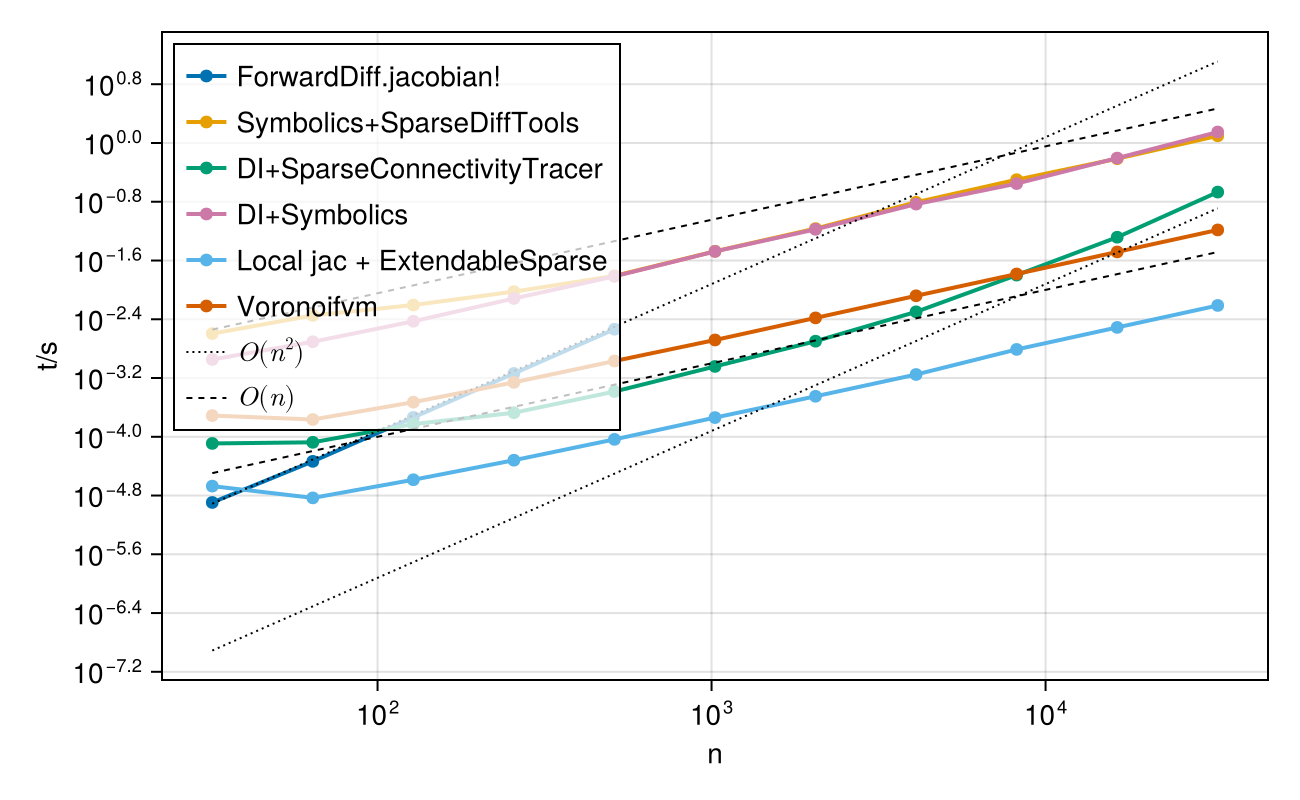

Here is the Julia script that generated this plot:
### A Pluto.jl notebook ###
# v0.20.6

using Markdown
using InteractiveUtils

# ╔═╡ e2ecb30c-6c47-473d-88aa-6b0ad78a1dab
begin
    using ExtendableSparse
    using SparseArrays
    using ForwardDiff
    using SparseDiffTools
    using SparseConnectivityTracer
    using DifferentiationInterface
    using SparseMatrixColorings
    using Symbolics
    using VoronoiFVM
end

# ╔═╡ 5645165a-d9da-490f-bc1d-0ce872888ff9
begin
    using PlutoUI
    using HypertextLiteral
    using PkgVersion
    using BenchmarkTools
    using Tables
    using Dates
	using CairoMakie
	CairoMakie.activate!(type="svg")
end;

# ╔═╡ c3bb556e-e127-4180-a14b-00473c0bf255
TableOfContents()

# ╔═╡ 768774a2-5cb9-4b44-ae1a-acc5af06bd74
md"""
# Ways to calculate sparse Jacobians

by Jürgen Fuhrmann, $(today())


"""

# ╔═╡ 45ebdc9c-0cf1-11ec-0b56-a71ce1e6e5c8
md"""
We investigate different ways to assemble sparse Jacobians for a finite difference operator ``A_h(u)`` discretizing the differential operator
```math
	A(u)=-\Delta u^2  + u^2 -1 
```
in ``\Omega=(0,1)`` with homogeneous Neumann boundary conditions on an equidistant grid of ``n`` points.
We only discuss approaches which can be generalized to higher space dimensions and unstructured grids, so e.g. banded and tridiagonal matrix structures are not discussed.
"""

# ╔═╡ 907092bf-944d-45e2-8444-2d6f17fcb6c5
md"""
This is the corresponding nonlinear finite difference operator:
"""

# ╔═╡ 2ccb164c-fca1-44fb-8f6a-6815ec30aa95
function A_h!(y, u)
    n = length(u)
    h = 1 / (n - 1)
    y[1] = (u[1]^2 - 1) * 0.5 * h
    for i in 2:(n - 1)
        y[i] = (u[i]^2 - 1.0) * h
    end
    y[end] = (u[end]^2 - 1) * 0.5 * h

    for i in 1:(n - 1)
        du = (u[i + 1]^2 - u[i]^2) / h
        y[i + 1] += du
        y[i] -= du
    end
    return
end;

# ╔═╡ 1dcf8351-3e9e-4ee9-84b6-b80bec2c0ba4
md"""
Number of discretization points for initial testing:
"""

# ╔═╡ 1e735540-fb8f-4796-959c-4428d85b4fc2
n_test = 5;

# ╔═╡ 43351c57-5c6a-4493-98e1-0d4d2938c0e7
md"""
## The methods
"""

# ╔═╡ ab56ea9d-8d37-4afe-8aab-5852397f033e
md"""
### Straightforward Jacobian calculation

Just take the operator and calculate the jacobian using [ForwardDiff.jl](https://github.com/JuliaDiff/ForwardDiff.jl) and use a sparse matrix to collect the derivatives. Here we use the [ExtendableSparse.jl](https://github.com/j-fu/ExtendableSparse.jl) package in order to avoid cumbersome handling of intermediate coordinate format data.

As we will see in the timing test, the complexity of this operation is $O(n^2)$. Without further structural information, automatic differencing needs to investigate the partial derivatives with respect to all unknowns. 
"""

# ╔═╡ c6141ce5-a6b4-4b05-8b8f-f494ba21280d
function straightforward(n)
	X=ones(n)
    Y=ones(n)
    jac = ExtendableSparseMatrix(n, n)

    t=@belapsed begin
     	ForwardDiff.jacobian!($jac, $A_h!, $X, $Y)
        flush!($jac)
	end
	jac.cscmatrix,t
end;

# ╔═╡ cdd0ae37-0568-4950-889f-f324bd976dfe
straightforward(n_test)

# ╔═╡ cfe5d54c-6157-4f7c-a916-46c16f107d22
md"""
### Symbolics.jl for sparsity detection

While in the particular case the sparsity pattern of the operator is known -- it is tridiagonal -- we assume it is not known and we use [Symbolics.jl](https://github.com/JuliaSymbolics/Symbolics.jl) to detect the sparsity pattern and convey the sparsity information to [ForwardDiff.jl](https://github.com/JuliaDiff/ForwardDiff.jl).

This approach uses the multiple dispatch feature of Julia and calls `A_h!` with symbolic data, resulting in a symbolic representation of the operator which can be investigated for sparsity in $O(n)$ time. For a description of this approach see [this paper](https://openreview.net/pdf?id=rJlPdcY38B).

In addition, for calculating the Jacobian efficiently it is useful to provide a matrix coloring obtained using [SparseDiffTools.jl]( https://github.com/JuliaDiff/SparseDiffTools.jl).
"""

# ╔═╡ ce80bac7-8277-4133-b920-6fa043e9979c
function symbolics(n)
    input = ones(n)
    output = similar(input)
    t = @elapsed begin
        sparsity_pattern = Symbolics.jacobian_sparsity(A_h!, output, input)
        jac = Float64.(sparsity_pattern)
        colors = SparseDiffTools.matrix_colors(jac)
        SparseDiffTools.forwarddiff_color_jacobian!(jac, A_h!, input,
													colorvec = colors)
		
    end
    return jac, t
end;

# ╔═╡ 0130d547-c3b9-4456-9a63-46225866411d
symbolics(n_test)

# ╔═╡ 4c36070c-81a1-4f16-a2c3-1447a615da54
md"""
### DifferentiationInterface
"""

# ╔═╡ 9fa1afed-088c-43d9-9ece-c5bea24e5824
md"""
DifferentiationInterface.jl provides a common interface to automatic differentiation and sparsity detection. The later can use different backends.
"""

# ╔═╡ 532c9894-a7f5-4447-b426-d33af6b6079e
md"""
Sparsity detection backend from SparseConnectivityTracer.jl:
"""

# ╔═╡ d059f964-d47d-4fb1-8da6-4c77a4c6773e
SCTBackend = AutoSparse(
    AutoForwardDiff();  # any object from ADTypes
    #sparsity_detector = TracerSparsityDetector(),

	sparsity_detector = TracerSparsityDetector(;
    gradient_tracer_type=SparseConnectivityTracer.GradientTracer{
        SparseConnectivityTracer.IndexSetGradientPattern{Int,Set{Int}}
    }
),
    coloring_algorithm = GreedyColoringAlgorithm(NaturalOrder())
)

# ╔═╡ 4f83f090-aa44-411e-86f4-b7092c6acd6c
md"""
Sparsity detection via Symbolics.jl:
"""

# ╔═╡ b054f05a-2dee-49b3-8f88-55acda627b5d
SymbolicsBackend = AutoSparse(
    AutoForwardDiff();  # any object from ADTypes
    sparsity_detector = SymbolicsSparsityDetector(),
    coloring_algorithm = GreedyColoringAlgorithm(IncidenceDegree(), decompression = :direct, postprocessing = true),
)

# ╔═╡ 511188d0-1b21-4734-ad9a-db09f9e7cca9
function di(n, backend)
    input = ones(n)
    output = similar(input)
    tdetect = @elapsed begin
        jac_prep = prepare_jacobian(A_h!, output, backend, input)
        jac = similar(sparsity_pattern(jac_prep), Float64)
    end
    tassemble = @elapsed begin
        jacobian!(A_h!, output, jac, jac_prep, backend, input)
    end
    return jac, tdetect + tassemble
end

# ╔═╡ 8c3b01b9-77db-4118-a55e-b4ebb5544169
di(n_test, SCTBackend)

# ╔═╡ fcca3860-89fe-49dc-a561-16bfd0b976d8
di(n_test, SymbolicsBackend)

# ╔═╡ aafc3de9-9a5a-4e5f-bb20-d89ca35b0974
md"""
### Assembly from local jacobians

Usually, for finite difference, finite volume and finite element methods, the sparsity structure is defined by the discretization grid topology, and the operator is essentially a superposition of local contributions translated in space according to the grid structure. So we can assemble the global Jacobi matrix from local contributions, very much like in classical finite element assembly.
The local Jacobi matrix can be obtained without the need to detect its sparsity. However, for larger coupled systems of PDEs this possibility appears to be worth to be investigated.
"""

# ╔═╡ 483c3ef3-a658-4005-97b4-701338bee91d
md"""
For this purpose, we define the local contributions to the nonlinear difference operator as mutating Julia functions, ready to be generalized for systems of PDEs.
"""

# ╔═╡ 9bc41b2a-f27f-45ab-b7b1-2487cf05b134
flux!(f, u) = f[1] = u[1]^2 - u[2]^2;

# ╔═╡ 019291be-8e44-4bca-b645-b4b07bfb66e9
reaction!(f, u) = f[1] = u[1]^2 - 1.0;

# ╔═╡ 445f8055-a261-4790-b07b-c20a4c41cd38
md"""
These can be passed to a function which calculates the operator application and assembles the Jacobi matrix at once as it is needed in Newton's method. It is important to ensure that there are no allocations in the inner loop, and so we need to prepare the memory for local Jacobian calculation beforehand using the tools provided by [DiffResults.jl](https://github.com/JuliaDiff/DiffResults.jl).

Note that if one wants to check the follwing function for allocations in the assembly loop, one needs to be aware that the first run with a given matrix whill show the allocations needed to set up the matrix. A second run with the same sparsity pattern shows the allocations created by the automatic differentiation process.
"""

# ╔═╡ 2cc053ec-39af-4d98-bd34-94e2a19c6569
function A_Jac_h!(y, m, u, flux::F, reaction::R; nrun = 1) where {F, R}
    n = length(u)
    h = 1 / (n - 1)

    Y = zeros(1)
    UK = zeros(1)
    UKL = zeros(2)

    # Provide space for results
    result_rea = DiffResults.DiffResult(zeros(1), zeros(1, 1))
    result_flx = DiffResults.DiffResult(zeros(1), zeros(1, 2))

    # Fix the Jacobian configuration for ForwardDiff
    cfg_rea = ForwardDiff.JacobianConfig(reaction, Y, UK, ForwardDiff.Chunk(UK, 1))
    cfg_flx = ForwardDiff.JacobianConfig(flux, Y, UKL, ForwardDiff.Chunk(UKL, 2))

    for irun in 1:nrun
        flush!(m)
        m.cscmatrix.nzval .= 0

        nallocs = @allocated for i in 1:n
            fac = h
            if i == 1||i == n
                fac = 0.5 * h
            end
            UK[1] = u[i]

            # we could use ForwardDiff.jacobian! here, but that is not allocation free
            ForwardDiff.vector_mode_jacobian!(result_rea, reaction, Y, UK, cfg_rea)
            y[i] = DiffResults.value(result_rea)[1] * fac
            m[i, i] += DiffResults.jacobian(result_rea)[1, 1] * fac
        end

        irun > 1 && @info "allocations in reaction assembly: $nallocs"

        nallocs = @allocated for i in 1:(n - 1)
            UKL[1] = u[i]
            UKL[2] = u[i + 1]
            ForwardDiff.vector_mode_jacobian!(result_flx, flux, Y, UKL, cfg_flx)
            du = DiffResults.value(result_flx)
            ddu = DiffResults.jacobian(result_flx)
            y[i] += du[1] / h
            y[i + 1] -= du[1] / h
            m[i, i] += ddu[1, 1] / h
            m[i, i + 1] += ddu[1, 2] / h
            m[i + 1, i] -= ddu[1, 1] / h
            m[i + 1, i + 1] -= ddu[1, 2] / h
        end
        irun > 1 && @info "allocations in flux assembly: $nallocs"
    end
    return
end;

# ╔═╡ 2e0c3428-243b-49cc-ae29-aab1729e0a43
md"""
For the allocations in `ForwardDiff.jacobian!`, see [ForwardDiff.jl#516](https://github.com/JuliaDiff/ForwardDiff.jl/issues/516).
"""

# ╔═╡ 898f701c-2f15-4c3d-9fe1-49995b661a76
function assemblefromlocal(n; nrun = 1)
    u = ones(n)
    jac = ExtendableSparseMatrix(n, n)
    y = ones(n)
    t = @elapsed begin
        A_Jac_h!(y, jac, u, flux!, reaction!; nrun)
        flush!(jac)
    end
    return jac.cscmatrix, t
end;

# ╔═╡ d4fb9cdb-524d-4b10-b01d-086863d603f6
assemblefromlocal(n_test; nrun = 2)

# ╔═╡ c5bb90d8-5204-424a-82ee-894c87002827
md"""
### Assembly from local: VoronoiFVM.jl

The previous approach is at the core of [VoronoiFVM.jl](https://github.com/j-fu/VoronoiFVM.jl), which works for PDE systems on unstructured grids in 1/2/3D.
"""

# ╔═╡ ad4dc34d-78c6-43df-bdea-a7a4bae6f505
vfvm_flux!(f, u, edge, data) = flux!(f, u)

# ╔═╡ 608e1d47-a073-444e-98d1-c00cf57e37cf
vfvm_reaction!(f, u, node, data) = reaction!(f, u)

# ╔═╡ c99a10d6-f8bd-44de-99e1-2848795a6174
function voronoifvm(n)
    # "standard" setup of VoronoiFVM system
    h = 1.0 / convert(Float64, n - 1)
    X = collect(0:h:1)
    grid = VoronoiFVM.Grid(X)
    physics = VoronoiFVM.Physics(flux = vfvm_flux!, reaction = vfvm_reaction!)
    sys = VoronoiFVM.System(grid, physics, unknown_storage = :dense)
    enable_species!(sys, 1, [1])

    # Setup test data
    solution = unknowns(sys, inival = 1.0)

    t = @elapsed begin
        residual, matrix = VoronoiFVM.evaluate_residual_and_jacobian(sys, solution)
    end
    return matrix.cscmatrix, t
end;

# ╔═╡ 692804f0-13a8-4322-999d-2bfa9592008e
voronoifvm(5)

# ╔═╡ e5157b1c-d48a-439b-ad7f-2702dd9ebcac
md"""
## Scaling comparison
"""

# ╔═╡ 9034d8b0-f9ba-41b4-83d3-27b70d043ec6
md"""
Define the largest problems size ``2^{powmax}``:
"""

# ╔═╡ 54344cdd-119a-433a-9b4c-4b54b6cda02d
powmax = 15

# ╔═╡ 7ef50309-a10f-4361-8564-1a56baadad63
N = (2) .^ collect(5:powmax)

# ╔═╡ ab08987c-2578-476e-b4b6-f7d07b5daf61
t_straight = [straightforward(n)[2] for n in N[1:5]]

# ╔═╡ 236988af-339b-442d-a682-b6057b7cbf81
t_symbolic = [symbolics(n)[2] for n in N]

# ╔═╡ 88edcddf-2384-48d5-92b1-d106289d2b00
t_vfvm = [voronoifvm(n)[2] for n in N]

# ╔═╡ 6a63bda5-b48e-4dd5-b616-6f05cc77a620
t_local = [assemblefromlocal(n)[2] for n in N]

# ╔═╡ e22f392d-ae36-4d4b-a5df-0dbebe1e3a79
t_di_sct = [di(n, SCTBackend)[2] for n in N]

# ╔═╡ a017d58d-df14-45c2-bea8-fc5367dd8955
t_di_symbolics = [di(n, SymbolicsBackend)[2] for n in N]

# ╔═╡ fded231c-e478-47bc-a058-d8454c81baa1
let
	fig = CairoMakie.Figure(linewidth=2,size=(650,400))
	ax=Axis(fig[1,1], xscale=log10,yscale=log10, xlabel="n", ylabel="t/s",
		   yticks=LogTicks(LinearTicks(13)))
    scatterlines!(ax,N[1:length(t_straight)], t_straight, label = "ForwardDiff.jacobian!")
    scatterlines!(ax,N, t_symbolic, label = "Symbolics+SparseDiffTools")
    scatterlines!(ax,N, t_di_sct, label = "DI+SparseConnectivityTracer")
    scatterlines!(ax,N, t_di_symbolics, label = "DI+Symbolics")
    scatterlines!(ax,N, t_local, label = "Local jac + ExtendableSparse")
    scatterlines!(ax,N, t_vfvm, label = "Voronoifvm")
    lines!(ax,N, 1.2e-8 * N .^ 2, label = L"O(n^2)", color=:black, linestyle=:dot, linewidth=1)
    lines!(ax,N, 1.2e-10 * N .^ 2, color=:black, linestyle=:dot, linewidth=1)
    lines!(ax,N, 1.0e-6 * N, label = L"O(n)", color=:black, linestyle=:dash, linewidth=1)
    lines!(ax,N, 0.9e-4 * N, color=:black, linestyle=:dash,linewidth=1)
    axislegend(ax, merge=true, position=:lt,backgroundcolor = (:white, 0.75))
    save("sparsejac2.png",fig)
	fig
end

# ╔═╡ a76c20f4-a541-4fd4-9f04-2440bf7a3303
md"""
## Preliminary Discussion
"""

# ╔═╡ 4381b815-03df-4790-bd10-11f99e130021
html"""<hr>"""

# ╔═╡ d9ad9ad2-9593-4340-b2cc-5485a1df78e4
md"""
## Appendix: supporting tools
"""

# ╔═╡ 178a8932-b690-4075-bdf3-b193788f5a73
function pkgversions(pkgs)
    return Tables.table(reduce(hcat, [[pkg, PkgVersion.Version(pkg) |> string] for pkg in pkgs]) |> permutedims; header = [:package, :version])
end

# ╔═╡ 981e4404-ec77-4d96-9020-23f2ab8963cd
pkgversions([VoronoiFVM, Symbolics, ForwardDiff, SparseDiffTools, DifferentiationInterface, SparseConnectivityTracer, SparseMatrixColorings])

# ╔═╡ 36dfb587-6310-40f3-95bb-41acb9c682e2
begin
    hrule() = html"""<hr>"""
    highlight(mdstring, color) = htl"""<blockquote style="padding: 10px; background-color: $(color);">$(mdstring)</blockquote>"""

    macro important_str(s)
        return :(highlight(Markdown.parse($s), "#ffcccc"))
    end
    macro definition_str(s)
        return :(highlight(Markdown.parse($s), "#ccccff"))
    end
    macro statement_str(s)
        return :(highlight(Markdown.parse($s), "#ccffcc"))
    end


    html"""
            <style>
             h1{background-color:#dddddd;  padding: 10px;}
             h2{background-color:#e7e7e7;  padding: 10px;}
             h3{background-color:#eeeeee;  padding: 10px;}
             h4{background-color:#f7f7f7;  padding: 10px;}
            
    	     pluto-log-dot-sizer  { max-width: 655px;}
             pluto-log-dot.Stdout { background: #002000;
    	                            color: #10f080;
                                    border: 6px solid #b7b7b7;
                                    min-width: 18em;
                                    max-height: 300px;
                                    width: 675px;
                                        overflow: auto;
     	                           }
    	    
        </style>
    """
end


# ╔═╡ d4d4e46e-7cb9-46f0-9a0a-d7ea2761f5ff
statement"""
- As expected, the straightforward method shows  ``O(n^2)`` complexity.
- Symbolics.jl + SparseDiffTools.jl sparsity detection has ``O(n)`` complexity.
- DifferentiationInterface.jl with Symbolics.jl backend deviates from ``O(n)`` behavior.
- DifferentiationInterface.jl with SparseConnectivityTracer.jl backend is very fast for small problems, but appears to have an asymptotic scaling like ``O(n^2)``
- Assembly from local Jacobians using the linked-list based sparse matrix assembly from ExtendableSparse.jl  as implemented here is ``O(n)`` and the fastest option.
- Assembly from local Jacobians using  VoronoiFVM.jl is ``O(n)``. It uses a similar approach but performs worse than the sample implementation provided here. This is due to the bookkeeping for the discretization grid and other overheads which come from the generic nature of that package. It does not need the sparsity detection step as well. 
"""

# ╔═╡ 00000000-0000-0000-0000-000000000001
PLUTO_PROJECT_TOML_CONTENTS = """
[deps]
BenchmarkTools = "6e4b80f9-dd63-53aa-95a3-0cdb28fa8baf"
CairoMakie = "13f3f980-e62b-5c42-98c6-ff1f3baf88f0"
Dates = "ade2ca70-3891-5945-98fb-dc099432e06a"
DifferentiationInterface = "a0c0ee7d-e4b9-4e03-894e-1c5f64a51d63"
ExtendableSparse = "95c220a8-a1cf-11e9-0c77-dbfce5f500b3"
ForwardDiff = "f6369f11-7733-5829-9624-2563aa707210"
HypertextLiteral = "ac1192a8-f4b3-4bfe-ba22-af5b92cd3ab2"
PkgVersion = "eebad327-c553-4316-9ea0-9fa01ccd7688"
PlutoUI = "7f904dfe-b85e-4ff6-b463-dae2292396a8"
SparseArrays = "2f01184e-e22b-5df5-ae63-d93ebab69eaf"
SparseConnectivityTracer = "9f842d2f-2579-4b1d-911e-f412cf18a3f5"
SparseDiffTools = "47a9eef4-7e08-11e9-0b38-333d64bd3804"
SparseMatrixColorings = "0a514795-09f3-496d-8182-132a7b665d35"
Symbolics = "0c5d862f-8b57-4792-8d23-62f2024744c7"
Tables = "bd369af6-aec1-5ad0-b16a-f7cc5008161c"
VoronoiFVM = "82b139dc-5afc-11e9-35da-9b9bdfd336f3"

[compat]
BenchmarkTools = "~1.6.0"
CairoMakie = "~0.13.4"
DifferentiationInterface = "~0.6.42"
ExtendableSparse = "~1.7.1"
ForwardDiff = "~0.10.38"
HypertextLiteral = "~0.9.5"
PkgVersion = "~0.3.3"
PlutoUI = "~0.7.62"
SparseConnectivityTracer = "~0.6.13"
SparseDiffTools = "~2.24.0"
SparseMatrixColorings = "~0.4.16"
Symbolics = "~6.38.0"
Tables = "~1.12.0"
VoronoiFVM = "~2.9.1"
"""

# ╔═╡ 00000000-0000-0000-0000-000000000002
PLUTO_MANIFEST_TOML_CONTENTS = """
# This file is machine-generated - editing it directly is not advised

julia_version = "1.11.5"
manifest_format = "2.0"
project_hash = "52c462098f6997b98fc53fe6b7c4eee1d52a4716"

[[deps.ADTypes]]
git-tree-sha1 = "e2478490447631aedba0823d4d7a80b2cc8cdb32"
uuid = "47edcb42-4c32-4615-8424-f2b9edc5f35b"
version = "1.14.0"

    [deps.ADTypes.extensions]
    ADTypesChainRulesCoreExt = "ChainRulesCore"
    ADTypesConstructionBaseExt = "ConstructionBase"
    ADTypesEnzymeCoreExt = "EnzymeCore"

    [deps.ADTypes.weakdeps]
    ChainRulesCore = "d360d2e6-b24c-11e9-a2a3-2a2ae2dbcce4"
    ConstructionBase = "187b0558-2788-49d3-abe0-74a17ed4e7c9"
    EnzymeCore = "f151be2c-9106-41f4-ab19-57ee4f262869"

[[deps.AbstractFFTs]]
deps = ["LinearAlgebra"]
git-tree-sha1 = "d92ad398961a3ed262d8bf04a1a2b8340f915fef"
uuid = "621f4979-c628-5d54-868e-fcf4e3e8185c"
version = "1.5.0"
weakdeps = ["ChainRulesCore", "Test"]

    [deps.AbstractFFTs.extensions]
    AbstractFFTsChainRulesCoreExt = "ChainRulesCore"
    AbstractFFTsTestExt = "Test"

[[deps.AbstractPlutoDingetjes]]
deps = ["Pkg"]
git-tree-sha1 = "6e1d2a35f2f90a4bc7c2ed98079b2ba09c35b83a"
uuid = "6e696c72-6542-2067-7265-42206c756150"
version = "1.3.2"

[[deps.AbstractTrees]]
git-tree-sha1 = "2d9c9a55f9c93e8887ad391fbae72f8ef55e1177"
uuid = "1520ce14-60c1-5f80-bbc7-55ef81b5835c"
version = "0.4.5"

[[deps.Accessors]]
deps = ["CompositionsBase", "ConstructionBase", "Dates", "InverseFunctions", "MacroTools"]
git-tree-sha1 = "3b86719127f50670efe356bc11073d84b4ed7a5d"
uuid = "7d9f7c33-5ae7-4f3b-8dc6-eff91059b697"
version = "0.1.42"

    [deps.Accessors.extensions]
    AxisKeysExt = "AxisKeys"
    IntervalSetsExt = "IntervalSets"
    LinearAlgebraExt = "LinearAlgebra"
    StaticArraysExt = "StaticArrays"
    StructArraysExt = "StructArrays"
    TestExt = "Test"
    UnitfulExt = "Unitful"

    [deps.Accessors.weakdeps]
    AxisKeys = "94b1ba4f-4ee9-5380-92f1-94cde586c3c5"
    IntervalSets = "8197267c-284f-5f27-9208-e0e47529a953"
    LinearAlgebra = "37e2e46d-f89d-539d-b4ee-838fcccc9c8e"
    StaticArrays = "90137ffa-7385-5640-81b9-e52037218182"
    StructArrays = "09ab397b-f2b6-538f-b94a-2f83cf4a842a"
    Test = "8dfed614-e22c-5e08-85e1-65c5234f0b40"
    Unitful = "1986cc42-f94f-5a68-af5c-568840ba703d"

[[deps.Adapt]]
deps = ["LinearAlgebra", "Requires"]
git-tree-sha1 = "f7817e2e585aa6d924fd714df1e2a84be7896c60"
uuid = "79e6a3ab-5dfb-504d-930d-738a2a938a0e"
version = "4.3.0"
weakdeps = ["SparseArrays", "StaticArrays"]

    [deps.Adapt.extensions]
    AdaptSparseArraysExt = "SparseArrays"
    AdaptStaticArraysExt = "StaticArrays"

[[deps.AdaptivePredicates]]
git-tree-sha1 = "7e651ea8d262d2d74ce75fdf47c4d63c07dba7a6"
uuid = "35492f91-a3bd-45ad-95db-fcad7dcfedb7"
version = "1.2.0"

[[deps.AliasTables]]
deps = ["PtrArrays", "Random"]
git-tree-sha1 = "9876e1e164b144ca45e9e3198d0b689cadfed9ff"
uuid = "66dad0bd-aa9a-41b7-9441-69ab47430ed8"
version = "1.1.3"

[[deps.Animations]]
deps = ["Colors"]
git-tree-sha1 = "e092fa223bf66a3c41f9c022bd074d916dc303e7"
uuid = "27a7e980-b3e6-11e9-2bcd-0b925532e340"
version = "0.4.2"

[[deps.ArgTools]]
uuid = "0dad84c5-d112-42e6-8d28-ef12dabb789f"
version = "1.1.2"

[[deps.ArnoldiMethod]]
deps = ["LinearAlgebra", "Random", "StaticArrays"]
git-tree-sha1 = "d57bd3762d308bded22c3b82d033bff85f6195c6"
uuid = "ec485272-7323-5ecc-a04f-4719b315124d"
version = "0.4.0"

[[deps.ArrayInterface]]
deps = ["Adapt", "LinearAlgebra"]
git-tree-sha1 = "017fcb757f8e921fb44ee063a7aafe5f89b86dd1"
uuid = "4fba245c-0d91-5ea0-9b3e-6abc04ee57a9"
version = "7.18.0"

    [deps.ArrayInterface.extensions]
    ArrayInterfaceBandedMatricesExt = "BandedMatrices"
    ArrayInterfaceBlockBandedMatricesExt = "BlockBandedMatrices"
    ArrayInterfaceCUDAExt = "CUDA"
    ArrayInterfaceCUDSSExt = "CUDSS"
    ArrayInterfaceChainRulesCoreExt = "ChainRulesCore"
    ArrayInterfaceChainRulesExt = "ChainRules"
    ArrayInterfaceGPUArraysCoreExt = "GPUArraysCore"
    ArrayInterfaceReverseDiffExt = "ReverseDiff"
    ArrayInterfaceSparseArraysExt = "SparseArrays"
    ArrayInterfaceStaticArraysCoreExt = "StaticArraysCore"
    ArrayInterfaceTrackerExt = "Tracker"

    [deps.ArrayInterface.weakdeps]
    BandedMatrices = "aae01518-5342-5314-be14-df237901396f"
    BlockBandedMatrices = "ffab5731-97b5-5995-9138-79e8c1846df0"
    CUDA = "052768ef-5323-5732-b1bb-66c8b64840ba"
    CUDSS = "45b445bb-4962-46a0-9369-b4df9d0f772e"
    ChainRules = "082447d4-558c-5d27-93f4-14fc19e9eca2"
    ChainRulesCore = "d360d2e6-b24c-11e9-a2a3-2a2ae2dbcce4"
    GPUArraysCore = "46192b85-c4d5-4398-a991-12ede77f4527"
    ReverseDiff = "37e2e3b7-166d-5795-8a7a-e32c996b4267"
    SparseArrays = "2f01184e-e22b-5df5-ae63-d93ebab69eaf"
    StaticArraysCore = "1e83bf80-4336-4d27-bf5d-d5a4f845583c"
    Tracker = "9f7883ad-71c0-57eb-9f7f-b5c9e6d3789c"

[[deps.ArrayLayouts]]
deps = ["FillArrays", "LinearAlgebra"]
git-tree-sha1 = "4e25216b8fea1908a0ce0f5d87368587899f75be"
uuid = "4c555306-a7a7-4459-81d9-ec55ddd5c99a"
version = "1.11.1"
weakdeps = ["SparseArrays"]

    [deps.ArrayLayouts.extensions]
    ArrayLayoutsSparseArraysExt = "SparseArrays"

[[deps.Artifacts]]
uuid = "56f22d72-fd6d-98f1-02f0-08ddc0907c33"
version = "1.11.0"

[[deps.Automa]]
deps = ["PrecompileTools", "SIMD", "TranscodingStreams"]
git-tree-sha1 = "a8f503e8e1a5f583fbef15a8440c8c7e32185df2"
uuid = "67c07d97-cdcb-5c2c-af73-a7f9c32a568b"
version = "1.1.0"

[[deps.AxisAlgorithms]]
deps = ["LinearAlgebra", "Random", "SparseArrays", "WoodburyMatrices"]
git-tree-sha1 = "01b8ccb13d68535d73d2b0c23e39bd23155fb712"
uuid = "13072b0f-2c55-5437-9ae7-d433b7a33950"
version = "1.1.0"

[[deps.AxisArrays]]
deps = ["Dates", "IntervalSets", "IterTools", "RangeArrays"]
git-tree-sha1 = "16351be62963a67ac4083f748fdb3cca58bfd52f"
uuid = "39de3d68-74b9-583c-8d2d-e117c070f3a9"
version = "0.4.7"

[[deps.BandedMatrices]]
deps = ["ArrayLayouts", "FillArrays", "LinearAlgebra", "PrecompileTools"]
git-tree-sha1 = "614c6aba1d562191d9832df2af24f594aa7ebf61"
uuid = "aae01518-5342-5314-be14-df237901396f"
version = "1.9.3"
weakdeps = ["SparseArrays"]

    [deps.BandedMatrices.extensions]
    BandedMatricesSparseArraysExt = "SparseArrays"

[[deps.Base64]]
uuid = "2a0f44e3-6c83-55bd-87e4-b1978d98bd5f"
version = "1.11.0"

[[deps.BenchmarkTools]]
deps = ["Compat", "JSON", "Logging", "Printf", "Profile", "Statistics", "UUIDs"]
git-tree-sha1 = "e38fbc49a620f5d0b660d7f543db1009fe0f8336"
uuid = "6e4b80f9-dd63-53aa-95a3-0cdb28fa8baf"
version = "1.6.0"

[[deps.Bijections]]
git-tree-sha1 = "d8b0439d2be438a5f2cd68ec158fe08a7b2595b7"
uuid = "e2ed5e7c-b2de-5872-ae92-c73ca462fb04"
version = "0.1.9"

[[deps.BitTwiddlingConvenienceFunctions]]
deps = ["Static"]
git-tree-sha1 = "f21cfd4950cb9f0587d5067e69405ad2acd27b87"
uuid = "62783981-4cbd-42fc-bca8-16325de8dc4b"
version = "0.1.6"

[[deps.Bzip2_jll]]
deps = ["Artifacts", "JLLWrappers", "Libdl"]
git-tree-sha1 = "1b96ea4a01afe0ea4090c5c8039690672dd13f2e"
uuid = "6e34b625-4abd-537c-b88f-471c36dfa7a0"
version = "1.0.9+0"

[[deps.CEnum]]
git-tree-sha1 = "389ad5c84de1ae7cf0e28e381131c98ea87d54fc"
uuid = "fa961155-64e5-5f13-b03f-caf6b980ea82"
version = "0.5.0"

[[deps.CPUSummary]]
deps = ["CpuId", "IfElse", "PrecompileTools", "Static"]
git-tree-sha1 = "5a97e67919535d6841172016c9530fd69494e5ec"
uuid = "2a0fbf3d-bb9c-48f3-b0a9-814d99fd7ab9"
version = "0.2.6"

[[deps.CRC32c]]
uuid = "8bf52ea8-c179-5cab-976a-9e18b702a9bc"
version = "1.11.0"

[[deps.CRlibm_jll]]
deps = ["Artifacts", "JLLWrappers", "Libdl", "Pkg"]
git-tree-sha1 = "e329286945d0cfc04456972ea732551869af1cfc"
uuid = "4e9b3aee-d8a1-5a3d-ad8b-7d824db253f0"
version = "1.0.1+0"

[[deps.Cairo]]
deps = ["Cairo_jll", "Colors", "Glib_jll", "Graphics", "Libdl", "Pango_jll"]
git-tree-sha1 = "71aa551c5c33f1a4415867fe06b7844faadb0ae9"
uuid = "159f3aea-2a34-519c-b102-8c37f9878175"
version = "1.1.1"

[[deps.CairoMakie]]
deps = ["CRC32c", "Cairo", "Cairo_jll", "Colors", "FileIO", "FreeType", "GeometryBasics", "LinearAlgebra", "Makie", "PrecompileTools"]
git-tree-sha1 = "c1c90ea6bba91f769a8fc3ccda802e96620eb24c"
uuid = "13f3f980-e62b-5c42-98c6-ff1f3baf88f0"
version = "0.13.4"

[[deps.Cairo_jll]]
deps = ["Artifacts", "Bzip2_jll", "CompilerSupportLibraries_jll", "Fontconfig_jll", "FreeType2_jll", "Glib_jll", "JLLWrappers", "LZO_jll", "Libdl", "Pixman_jll", "Xorg_libXext_jll", "Xorg_libXrender_jll", "Zlib_jll", "libpng_jll"]
git-tree-sha1 = "2ac646d71d0d24b44f3f8c84da8c9f4d70fb67df"
uuid = "83423d85-b0ee-5818-9007-b63ccbeb887a"
version = "1.18.4+0"

[[deps.ChainRulesCore]]
deps = ["Compat", "LinearAlgebra"]
git-tree-sha1 = "1713c74e00545bfe14605d2a2be1712de8fbcb58"
uuid = "d360d2e6-b24c-11e9-a2a3-2a2ae2dbcce4"
version = "1.25.1"
weakdeps = ["SparseArrays"]

    [deps.ChainRulesCore.extensions]
    ChainRulesCoreSparseArraysExt = "SparseArrays"

[[deps.CloseOpenIntervals]]
deps = ["Static", "StaticArrayInterface"]
git-tree-sha1 = "05ba0d07cd4fd8b7a39541e31a7b0254704ea581"
uuid = "fb6a15b2-703c-40df-9091-08a04967cfa9"
version = "0.1.13"

[[deps.CodecZlib]]
deps = ["TranscodingStreams", "Zlib_jll"]
git-tree-sha1 = "962834c22b66e32aa10f7611c08c8ca4e20749a9"
uuid = "944b1d66-785c-5afd-91f1-9de20f533193"
version = "0.7.8"

[[deps.ColorBrewer]]
deps = ["Colors", "JSON"]
git-tree-sha1 = "e771a63cc8b539eca78c85b0cabd9233d6c8f06f"
uuid = "a2cac450-b92f-5266-8821-25eda20663c8"
version = "0.4.1"

[[deps.ColorSchemes]]
deps = ["ColorTypes", "ColorVectorSpace", "Colors", "FixedPointNumbers", "PrecompileTools", "Random"]
git-tree-sha1 = "403f2d8e209681fcbd9468a8514efff3ea08452e"
uuid = "35d6a980-a343-548e-a6ea-1d62b119f2f4"
version = "3.29.0"

[[deps.ColorTypes]]
deps = ["FixedPointNumbers", "Random"]
git-tree-sha1 = "b10d0b65641d57b8b4d5e234446582de5047050d"
uuid = "3da002f7-5984-5a60-b8a6-cbb66c0b333f"
version = "0.11.5"

[[deps.ColorVectorSpace]]
deps = ["ColorTypes", "FixedPointNumbers", "LinearAlgebra", "Requires", "Statistics", "TensorCore"]
git-tree-sha1 = "a1f44953f2382ebb937d60dafbe2deea4bd23249"
uuid = "c3611d14-8923-5661-9e6a-0046d554d3a4"
version = "0.10.0"
weakdeps = ["SpecialFunctions"]

    [deps.ColorVectorSpace.extensions]
    SpecialFunctionsExt = "SpecialFunctions"

[[deps.Colors]]
deps = ["ColorTypes", "FixedPointNumbers", "Reexport"]
git-tree-sha1 = "64e15186f0aa277e174aa81798f7eb8598e0157e"
uuid = "5ae59095-9a9b-59fe-a467-6f913c188581"
version = "0.13.0"

[[deps.Combinatorics]]
git-tree-sha1 = "08c8b6831dc00bfea825826be0bc8336fc369860"
uuid = "861a8166-3701-5b0c-9a16-15d98fcdc6aa"
version = "1.0.2"

[[deps.CommonSolve]]
git-tree-sha1 = "0eee5eb66b1cf62cd6ad1b460238e60e4b09400c"
uuid = "38540f10-b2f7-11e9-35d8-d573e4eb0ff2"
version = "0.2.4"

[[deps.CommonSubexpressions]]
deps = ["MacroTools"]
git-tree-sha1 = "cda2cfaebb4be89c9084adaca7dd7333369715c5"
uuid = "bbf7d656-a473-5ed7-a52c-81e309532950"
version = "0.3.1"

[[deps.CommonWorldInvalidations]]
git-tree-sha1 = "ae52d1c52048455e85a387fbee9be553ec2b68d0"
uuid = "f70d9fcc-98c5-4d4a-abd7-e4cdeebd8ca8"
version = "1.0.0"

[[deps.Compat]]
deps = ["TOML", "UUIDs"]
git-tree-sha1 = "8ae8d32e09f0dcf42a36b90d4e17f5dd2e4c4215"
uuid = "34da2185-b29b-5c13-b0c7-acf172513d20"
version = "4.16.0"
weakdeps = ["Dates", "LinearAlgebra"]

    [deps.Compat.extensions]
    CompatLinearAlgebraExt = "LinearAlgebra"

[[deps.CompilerSupportLibraries_jll]]
deps = ["Artifacts", "Libdl"]
uuid = "e66e0078-7015-5450-92f7-15fbd957f2ae"
version = "1.1.1+0"

[[deps.CompositeTypes]]
git-tree-sha1 = "bce26c3dab336582805503bed209faab1c279768"
uuid = "b152e2b5-7a66-4b01-a709-34e65c35f657"
version = "0.1.4"

[[deps.CompositionsBase]]
git-tree-sha1 = "802bb88cd69dfd1509f6670416bd4434015693ad"
uuid = "a33af91c-f02d-484b-be07-31d278c5ca2b"
version = "0.1.2"
weakdeps = ["InverseFunctions"]

    [deps.CompositionsBase.extensions]
    CompositionsBaseInverseFunctionsExt = "InverseFunctions"

[[deps.ConcreteStructs]]
git-tree-sha1 = "f749037478283d372048690eb3b5f92a79432b34"
uuid = "2569d6c7-a4a2-43d3-a901-331e8e4be471"
version = "0.2.3"

[[deps.ConstructionBase]]
git-tree-sha1 = "76219f1ed5771adbb096743bff43fb5fdd4c1157"
uuid = "187b0558-2788-49d3-abe0-74a17ed4e7c9"
version = "1.5.8"
weakdeps = ["IntervalSets", "LinearAlgebra", "StaticArrays"]

    [deps.ConstructionBase.extensions]
    ConstructionBaseIntervalSetsExt = "IntervalSets"
    ConstructionBaseLinearAlgebraExt = "LinearAlgebra"
    ConstructionBaseStaticArraysExt = "StaticArrays"

[[deps.Contour]]
git-tree-sha1 = "439e35b0b36e2e5881738abc8857bd92ad6ff9a8"
uuid = "d38c429a-6771-53c6-b99e-75d170b6e991"
version = "0.6.3"

[[deps.CpuId]]
deps = ["Markdown"]
git-tree-sha1 = "fcbb72b032692610bfbdb15018ac16a36cf2e406"
uuid = "adafc99b-e345-5852-983c-f28acb93d879"
version = "0.3.1"

[[deps.Crayons]]
git-tree-sha1 = "249fe38abf76d48563e2f4556bebd215aa317e15"
uuid = "a8cc5b0e-0ffa-5ad4-8c14-923d3ee1735f"
version = "4.1.1"

[[deps.DataAPI]]
git-tree-sha1 = "abe83f3a2f1b857aac70ef8b269080af17764bbe"
uuid = "9a962f9c-6df0-11e9-0e5d-c546b8b5ee8a"
version = "1.16.0"

[[deps.DataStructures]]
deps = ["Compat", "InteractiveUtils", "OrderedCollections"]
git-tree-sha1 = "4e1fe97fdaed23e9dc21d4d664bea76b65fc50a0"
uuid = "864edb3b-99cc-5e75-8d2d-829cb0a9cfe8"
version = "0.18.22"

[[deps.DataValueInterfaces]]
git-tree-sha1 = "bfc1187b79289637fa0ef6d4436ebdfe6905cbd6"
uuid = "e2d170a0-9d28-54be-80f0-106bbe20a464"
version = "1.0.0"

[[deps.Dates]]
deps = ["Printf"]
uuid = "ade2ca70-3891-5945-98fb-dc099432e06a"
version = "1.11.0"

[[deps.DelaunayTriangulation]]
deps = ["AdaptivePredicates", "EnumX", "ExactPredicates", "Random"]
git-tree-sha1 = "5620ff4ee0084a6ab7097a27ba0c19290200b037"
uuid = "927a84f5-c5f4-47a5-9785-b46e178433df"
version = "1.6.4"

[[deps.DiffResults]]
deps = ["StaticArraysCore"]
git-tree-sha1 = "782dd5f4561f5d267313f23853baaaa4c52ea621"
uuid = "163ba53b-c6d8-5494-b064-1a9d43ac40c5"
version = "1.1.0"

[[deps.DiffRules]]
deps = ["IrrationalConstants", "LogExpFunctions", "NaNMath", "Random", "SpecialFunctions"]
git-tree-sha1 = "23163d55f885173722d1e4cf0f6110cdbaf7e272"
uuid = "b552c78f-8df3-52c6-915a-8e097449b14b"
version = "1.15.1"

[[deps.DifferentiationInterface]]
deps = ["ADTypes", "LinearAlgebra"]
git-tree-sha1 = "258fa016b2d03f19e4d0d1cd8e30c84907af1528"
uuid = "a0c0ee7d-e4b9-4e03-894e-1c5f64a51d63"
version = "0.6.42"

    [deps.DifferentiationInterface.extensions]
    DifferentiationInterfaceChainRulesCoreExt = "ChainRulesCore"
    DifferentiationInterfaceDiffractorExt = "Diffractor"
    DifferentiationInterfaceEnzymeExt = ["EnzymeCore", "Enzyme"]
    DifferentiationInterfaceFastDifferentiationExt = "FastDifferentiation"
    DifferentiationInterfaceFiniteDiffExt = "FiniteDiff"
    DifferentiationInterfaceFiniteDifferencesExt = "FiniteDifferences"
    DifferentiationInterfaceForwardDiffExt = ["ForwardDiff", "DiffResults"]
    DifferentiationInterfaceGTPSAExt = "GTPSA"
    DifferentiationInterfaceMooncakeExt = "Mooncake"
    DifferentiationInterfacePolyesterForwardDiffExt = "PolyesterForwardDiff"
    DifferentiationInterfaceReverseDiffExt = ["ReverseDiff", "DiffResults"]
    DifferentiationInterfaceSparseArraysExt = "SparseArrays"
    DifferentiationInterfaceSparseMatrixColoringsExt = "SparseMatrixColorings"
    DifferentiationInterfaceStaticArraysExt = "StaticArrays"
    DifferentiationInterfaceSymbolicsExt = "Symbolics"
    DifferentiationInterfaceTrackerExt = "Tracker"
    DifferentiationInterfaceZygoteExt = ["Zygote", "ForwardDiff"]

    [deps.DifferentiationInterface.weakdeps]
    ChainRulesCore = "d360d2e6-b24c-11e9-a2a3-2a2ae2dbcce4"
    DiffResults = "163ba53b-c6d8-5494-b064-1a9d43ac40c5"
    Diffractor = "9f5e2b26-1114-432f-b630-d3fe2085c51c"
    Enzyme = "7da242da-08ed-463a-9acd-ee780be4f1d9"
    EnzymeCore = "f151be2c-9106-41f4-ab19-57ee4f262869"
    FastDifferentiation = "eb9bf01b-bf85-4b60-bf87-ee5de06c00be"
    FiniteDiff = "6a86dc24-6348-571c-b903-95158fe2bd41"
    FiniteDifferences = "26cc04aa-876d-5657-8c51-4c34ba976000"
    ForwardDiff = "f6369f11-7733-5829-9624-2563aa707210"
    GTPSA = "b27dd330-f138-47c5-815b-40db9dd9b6e8"
    Mooncake = "da2b9cff-9c12-43a0-ae48-6db2b0edb7d6"
    PolyesterForwardDiff = "98d1487c-24ca-40b6-b7ab-df2af84e126b"
    ReverseDiff = "37e2e3b7-166d-5795-8a7a-e32c996b4267"
    SparseArrays = "2f01184e-e22b-5df5-ae63-d93ebab69eaf"
    SparseMatrixColorings = "0a514795-09f3-496d-8182-132a7b665d35"
    StaticArrays = "90137ffa-7385-5640-81b9-e52037218182"
    Symbolics = "0c5d862f-8b57-4792-8d23-62f2024744c7"
    Tracker = "9f7883ad-71c0-57eb-9f7f-b5c9e6d3789c"
    Zygote = "e88e6eb3-aa80-5325-afca-941959d7151f"

[[deps.Distributed]]
deps = ["Random", "Serialization", "Sockets"]
uuid = "8ba89e20-285c-5b6f-9357-94700520ee1b"
version = "1.11.0"

[[deps.Distributions]]
deps = ["AliasTables", "FillArrays", "LinearAlgebra", "PDMats", "Printf", "QuadGK", "Random", "SpecialFunctions", "Statistics", "StatsAPI", "StatsBase", "StatsFuns"]
git-tree-sha1 = "0b4190661e8a4e51a842070e7dd4fae440ddb7f4"
uuid = "31c24e10-a181-5473-b8eb-7969acd0382f"
version = "0.25.118"

    [deps.Distributions.extensions]
    DistributionsChainRulesCoreExt = "ChainRulesCore"
    DistributionsDensityInterfaceExt = "DensityInterface"
    DistributionsTestExt = "Test"

    [deps.Distributions.weakdeps]
    ChainRulesCore = "d360d2e6-b24c-11e9-a2a3-2a2ae2dbcce4"
    DensityInterface = "b429d917-457f-4dbc-8f4c-0cc954292b1d"
    Test = "8dfed614-e22c-5e08-85e1-65c5234f0b40"

[[deps.DocStringExtensions]]
git-tree-sha1 = "e7b7e6f178525d17c720ab9c081e4ef04429f860"
uuid = "ffbed154-4ef7-542d-bbb7-c09d3a79fcae"
version = "0.9.4"

[[deps.DomainSets]]
deps = ["CompositeTypes", "IntervalSets", "LinearAlgebra", "Random", "StaticArrays"]
git-tree-sha1 = "a7e9f13f33652c533d49868a534bfb2050d1365f"
uuid = "5b8099bc-c8ec-5219-889f-1d9e522a28bf"
version = "0.7.15"
weakdeps = ["Makie"]

    [deps.DomainSets.extensions]
    DomainSetsMakieExt = "Makie"

[[deps.Downloads]]
deps = ["ArgTools", "FileWatching", "LibCURL", "NetworkOptions"]
uuid = "f43a241f-c20a-4ad4-852c-f6b1247861c6"
version = "1.6.0"

[[deps.DynamicPolynomials]]
deps = ["Future", "LinearAlgebra", "MultivariatePolynomials", "MutableArithmetics", "Reexport", "Test"]
git-tree-sha1 = "9a3ae38b460449cc9e7dd0cfb059c76028724627"
uuid = "7c1d4256-1411-5781-91ec-d7bc3513ac07"
version = "0.6.1"

[[deps.EarCut_jll]]
deps = ["Artifacts", "JLLWrappers", "Libdl", "Pkg"]
git-tree-sha1 = "e3290f2d49e661fbd94046d7e3726ffcb2d41053"
uuid = "5ae413db-bbd1-5e63-b57d-d24a61df00f5"
version = "2.2.4+0"

[[deps.ElasticArrays]]
deps = ["Adapt"]
git-tree-sha1 = "75e5697f521c9ab89816d3abeea806dfc5afb967"
uuid = "fdbdab4c-e67f-52f5-8c3f-e7b388dad3d4"
version = "1.2.12"

[[deps.EnumX]]
git-tree-sha1 = "bddad79635af6aec424f53ed8aad5d7555dc6f00"
uuid = "4e289a0a-7415-4d19-859d-a7e5c4648b56"
version = "1.0.5"

[[deps.ExactPredicates]]
deps = ["IntervalArithmetic", "Random", "StaticArrays"]
git-tree-sha1 = "b3f2ff58735b5f024c392fde763f29b057e4b025"
uuid = "429591f6-91af-11e9-00e2-59fbe8cec110"
version = "2.2.8"

[[deps.Expat_jll]]
deps = ["Artifacts", "JLLWrappers", "Libdl"]
git-tree-sha1 = "d55dffd9ae73ff72f1c0482454dcf2ec6c6c4a63"
uuid = "2e619515-83b5-522b-bb60-26c02a35a201"
version = "2.6.5+0"

[[deps.ExprTools]]
git-tree-sha1 = "27415f162e6028e81c72b82ef756bf321213b6ec"
uuid = "e2ba6199-217a-4e67-a87a-7c52f15ade04"
version = "0.1.10"

[[deps.ExproniconLite]]
git-tree-sha1 = "c13f0b150373771b0fdc1713c97860f8df12e6c2"
uuid = "55351af7-c7e9-48d6-89ff-24e801d99491"
version = "0.10.14"

[[deps.ExtendableGrids]]
deps = ["AbstractTrees", "Bijections", "Compat", "Dates", "DocStringExtensions", "ElasticArrays", "Graphs", "InteractiveUtils", "LinearAlgebra", "Printf", "Random", "SparseArrays", "StaticArrays", "StatsBase", "UUIDs", "WriteVTK"]
git-tree-sha1 = "8dfff04ad8441ca4ccc83fca18c4fe76b7e51156"
uuid = "cfc395e8-590f-11e8-1f13-43a2532b2fa8"
version = "1.12.0"

    [deps.ExtendableGrids.extensions]
    ExtendableGridsGmshExt = "Gmsh"
    ExtendableGridsMetisExt = "Metis"
    ExtendableGridsTetGenExt = "TetGen"
    ExtendableGridsTriangulateExt = "Triangulate"

    [deps.ExtendableGrids.weakdeps]
    Gmsh = "705231aa-382f-11e9-3f0c-b7cb4346fdeb"
    Metis = "2679e427-3c69-5b7f-982b-ece356f1e94b"
    TetGen = "c5d3f3f7-f850-59f6-8a2e-ffc6dc1317ea"
    Triangulate = "f7e6ffb2-c36d-4f8f-a77e-16e897189344"

[[deps.ExtendableSparse]]
deps = ["DocStringExtensions", "ILUZero", "LinearAlgebra", "Printf", "SparseArrays", "Sparspak", "StaticArrays", "SuiteSparse", "Test"]
git-tree-sha1 = "c04d2c808f0b595dc3be5fa98d107213f81e77fb"
uuid = "95c220a8-a1cf-11e9-0c77-dbfce5f500b3"
version = "1.7.1"

    [deps.ExtendableSparse.extensions]
    ExtendableSparseAMGCLWrapExt = "AMGCLWrap"
    ExtendableSparseAlgebraicMultigridExt = "AlgebraicMultigrid"
    ExtendableSparseIncompleteLUExt = "IncompleteLU"
    ExtendableSparseLinearSolveExt = "LinearSolve"
    ExtendableSparsePardisoExt = "Pardiso"

    [deps.ExtendableSparse.weakdeps]
    AMGCLWrap = "4f76b812-4ba5-496d-b042-d70715554288"
    AlgebraicMultigrid = "2169fc97-5a83-5252-b627-83903c6c433c"
    IncompleteLU = "40713840-3770-5561-ab4c-a76e7d0d7895"
    LinearSolve = "7ed4a6bd-45f5-4d41-b270-4a48e9bafcae"
    Pardiso = "46dd5b70-b6fb-5a00-ae2d-e8fea33afaf2"

[[deps.Extents]]
git-tree-sha1 = "063512a13dbe9c40d999c439268539aa552d1ae6"
uuid = "411431e0-e8b7-467b-b5e0-f676ba4f2910"
version = "0.1.5"

[[deps.FFMPEG_jll]]
deps = ["Artifacts", "Bzip2_jll", "FreeType2_jll", "FriBidi_jll", "JLLWrappers", "LAME_jll", "Libdl", "Ogg_jll", "OpenSSL_jll", "Opus_jll", "PCRE2_jll", "Zlib_jll", "libaom_jll", "libass_jll", "libfdk_aac_jll", "libvorbis_jll", "x264_jll", "x265_jll"]
git-tree-sha1 = "8cc47f299902e13f90405ddb5bf87e5d474c0d38"
uuid = "b22a6f82-2f65-5046-a5b2-351ab43fb4e5"
version = "6.1.2+0"

[[deps.FFTW]]
deps = ["AbstractFFTs", "FFTW_jll", "LinearAlgebra", "MKL_jll", "Preferences", "Reexport"]
git-tree-sha1 = "7de7c78d681078f027389e067864a8d53bd7c3c9"
uuid = "7a1cc6ca-52ef-59f5-83cd-3a7055c09341"
version = "1.8.1"

[[deps.FFTW_jll]]
deps = ["Artifacts", "JLLWrappers", "Libdl"]
git-tree-sha1 = "6d6219a004b8cf1e0b4dbe27a2860b8e04eba0be"
uuid = "f5851436-0d7a-5f13-b9de-f02708fd171a"
version = "3.3.11+0"

[[deps.FileIO]]
deps = ["Pkg", "Requires", "UUIDs"]
git-tree-sha1 = "b66970a70db13f45b7e57fbda1736e1cf72174ea"
uuid = "5789e2e9-d7fb-5bc7-8068-2c6fae9b9549"
version = "1.17.0"

    [deps.FileIO.extensions]
    HTTPExt = "HTTP"

    [deps.FileIO.weakdeps]
    HTTP = "cd3eb016-35fb-5094-929b-558a96fad6f3"

[[deps.FilePaths]]
deps = ["FilePathsBase", "MacroTools", "Reexport", "Requires"]
git-tree-sha1 = "919d9412dbf53a2e6fe74af62a73ceed0bce0629"
uuid = "8fc22ac5-c921-52a6-82fd-178b2807b824"
version = "0.8.3"

[[deps.FilePathsBase]]
deps = ["Compat", "Dates"]
git-tree-sha1 = "3bab2c5aa25e7840a4b065805c0cdfc01f3068d2"
uuid = "48062228-2e41-5def-b9a4-89aafe57970f"
version = "0.9.24"
weakdeps = ["Mmap", "Test"]

    [deps.FilePathsBase.extensions]
    FilePathsBaseMmapExt = "Mmap"
    FilePathsBaseTestExt = "Test"

[[deps.FileWatching]]
uuid = "7b1f6079-737a-58dc-b8bc-7a2ca5c1b5ee"
version = "1.11.0"

[[deps.FillArrays]]
deps = ["LinearAlgebra"]
git-tree-sha1 = "6a70198746448456524cb442b8af316927ff3e1a"
uuid = "1a297f60-69ca-5386-bcde-b61e274b549b"
version = "1.13.0"
weakdeps = ["PDMats", "SparseArrays", "Statistics"]

    [deps.FillArrays.extensions]
    FillArraysPDMatsExt = "PDMats"
    FillArraysSparseArraysExt = "SparseArrays"
    FillArraysStatisticsExt = "Statistics"

[[deps.FiniteDiff]]
deps = ["ArrayInterface", "LinearAlgebra", "Setfield"]
git-tree-sha1 = "f089ab1f834470c525562030c8cfde4025d5e915"
uuid = "6a86dc24-6348-571c-b903-95158fe2bd41"
version = "2.27.0"

    [deps.FiniteDiff.extensions]
    FiniteDiffBandedMatricesExt = "BandedMatrices"
    FiniteDiffBlockBandedMatricesExt = "BlockBandedMatrices"
    FiniteDiffSparseArraysExt = "SparseArrays"
    FiniteDiffStaticArraysExt = "StaticArrays"

    [deps.FiniteDiff.weakdeps]
    BandedMatrices = "aae01518-5342-5314-be14-df237901396f"
    BlockBandedMatrices = "ffab5731-97b5-5995-9138-79e8c1846df0"
    SparseArrays = "2f01184e-e22b-5df5-ae63-d93ebab69eaf"
    StaticArrays = "90137ffa-7385-5640-81b9-e52037218182"

[[deps.FixedPointNumbers]]
deps = ["Statistics"]
git-tree-sha1 = "05882d6995ae5c12bb5f36dd2ed3f61c98cbb172"
uuid = "53c48c17-4a7d-5ca2-90c5-79b7896eea93"
version = "0.8.5"

[[deps.Fontconfig_jll]]
deps = ["Artifacts", "Bzip2_jll", "Expat_jll", "FreeType2_jll", "JLLWrappers", "Libdl", "Libuuid_jll", "Zlib_jll"]
git-tree-sha1 = "301b5d5d731a0654825f1f2e906990f7141a106b"
uuid = "a3f928ae-7b40-5064-980b-68af3947d34b"
version = "2.16.0+0"

[[deps.Format]]
git-tree-sha1 = "9c68794ef81b08086aeb32eeaf33531668d5f5fc"
uuid = "1fa38f19-a742-5d3f-a2b9-30dd87b9d5f8"
version = "1.3.7"

[[deps.ForwardDiff]]
deps = ["CommonSubexpressions", "DiffResults", "DiffRules", "LinearAlgebra", "LogExpFunctions", "NaNMath", "Preferences", "Printf", "Random", "SpecialFunctions"]
git-tree-sha1 = "a2df1b776752e3f344e5116c06d75a10436ab853"
uuid = "f6369f11-7733-5829-9624-2563aa707210"
version = "0.10.38"
weakdeps = ["StaticArrays"]

    [deps.ForwardDiff.extensions]
    ForwardDiffStaticArraysExt = "StaticArrays"

[[deps.FreeType]]
deps = ["CEnum", "FreeType2_jll"]
git-tree-sha1 = "907369da0f8e80728ab49c1c7e09327bf0d6d999"
uuid = "b38be410-82b0-50bf-ab77-7b57e271db43"
version = "4.1.1"

[[deps.FreeType2_jll]]
deps = ["Artifacts", "Bzip2_jll", "JLLWrappers", "Libdl", "Zlib_jll"]
git-tree-sha1 = "2c5512e11c791d1baed2049c5652441b28fc6a31"
uuid = "d7e528f0-a631-5988-bf34-fe36492bcfd7"
version = "2.13.4+0"

[[deps.FreeTypeAbstraction]]
deps = ["ColorVectorSpace", "Colors", "FreeType", "GeometryBasics"]
git-tree-sha1 = "d52e255138ac21be31fa633200b65e4e71d26802"
uuid = "663a7486-cb36-511b-a19d-713bb74d65c9"
version = "0.10.6"

[[deps.FriBidi_jll]]
deps = ["Artifacts", "JLLWrappers", "Libdl"]
git-tree-sha1 = "7a214fdac5ed5f59a22c2d9a885a16da1c74bbc7"
uuid = "559328eb-81f9-559d-9380-de523a88c83c"
version = "1.0.17+0"

[[deps.FunctionWrappers]]
git-tree-sha1 = "d62485945ce5ae9c0c48f124a84998d755bae00e"
uuid = "069b7b12-0de2-55c6-9aab-29f3d0a68a2e"
version = "1.1.3"

[[deps.FunctionWrappersWrappers]]
deps = ["FunctionWrappers"]
git-tree-sha1 = "b104d487b34566608f8b4e1c39fb0b10aa279ff8"
uuid = "77dc65aa-8811-40c2-897b-53d922fa7daf"
version = "0.1.3"

[[deps.Future]]
deps = ["Random"]
uuid = "9fa8497b-333b-5362-9e8d-4d0656e87820"
version = "1.11.0"

[[deps.GPUArraysCore]]
deps = ["Adapt"]
git-tree-sha1 = "83cf05ab16a73219e5f6bd1bdfa9848fa24ac627"
uuid = "46192b85-c4d5-4398-a991-12ede77f4527"
version = "0.2.0"

[[deps.GeoFormatTypes]]
git-tree-sha1 = "8e233d5167e63d708d41f87597433f59a0f213fe"
uuid = "68eda718-8dee-11e9-39e7-89f7f65f511f"
version = "0.4.4"

[[deps.GeoInterface]]
deps = ["DataAPI", "Extents", "GeoFormatTypes"]
git-tree-sha1 = "294e99f19869d0b0cb71aef92f19d03649d028d5"
uuid = "cf35fbd7-0cd7-5166-be24-54bfbe79505f"
version = "1.4.1"

[[deps.GeometryBasics]]
deps = ["EarCut_jll", "Extents", "GeoInterface", "IterTools", "LinearAlgebra", "PrecompileTools", "Random", "StaticArrays"]
git-tree-sha1 = "65e3f5c519c3ec6a4c59f4c3ba21b6ff3add95b0"
uuid = "5c1252a2-5f33-56bf-86c9-59e7332b4326"
version = "0.5.7"

[[deps.Gettext_jll]]
deps = ["Artifacts", "CompilerSupportLibraries_jll", "JLLWrappers", "Libdl", "Libiconv_jll", "Pkg", "XML2_jll"]
git-tree-sha1 = "9b02998aba7bf074d14de89f9d37ca24a1a0b046"
uuid = "78b55507-aeef-58d4-861c-77aaff3498b1"
version = "0.21.0+0"

[[deps.Giflib_jll]]
deps = ["Artifacts", "JLLWrappers", "Libdl"]
git-tree-sha1 = "6570366d757b50fabae9f4315ad74d2e40c0560a"
uuid = "59f7168a-df46-5410-90c8-f2779963d0ec"
version = "5.2.3+0"

[[deps.Glib_jll]]
deps = ["Artifacts", "Gettext_jll", "JLLWrappers", "Libdl", "Libffi_jll", "Libiconv_jll", "Libmount_jll", "PCRE2_jll", "Zlib_jll"]
git-tree-sha1 = "b0036b392358c80d2d2124746c2bf3d48d457938"
uuid = "7746bdde-850d-59dc-9ae8-88ece973131d"
version = "2.82.4+0"

[[deps.Graphics]]
deps = ["Colors", "LinearAlgebra", "NaNMath"]
git-tree-sha1 = "a641238db938fff9b2f60d08ed9030387daf428c"
uuid = "a2bd30eb-e257-5431-a919-1863eab51364"
version = "1.1.3"

[[deps.Graphite2_jll]]
deps = ["Artifacts", "JLLWrappers", "Libdl"]
git-tree-sha1 = "8a6dbda1fd736d60cc477d99f2e7a042acfa46e8"
uuid = "3b182d85-2403-5c21-9c21-1e1f0cc25472"
version = "1.3.15+0"

[[deps.Graphs]]
deps = ["ArnoldiMethod", "Compat", "DataStructures", "Distributed", "Inflate", "LinearAlgebra", "Random", "SharedArrays", "SimpleTraits", "SparseArrays", "Statistics"]
git-tree-sha1 = "3169fd3440a02f35e549728b0890904cfd4ae58a"
uuid = "86223c79-3864-5bf0-83f7-82e725a168b6"
version = "1.12.1"

[[deps.GridLayoutBase]]
deps = ["GeometryBasics", "InteractiveUtils", "Observables"]
git-tree-sha1 = "dc6bed05c15523624909b3953686c5f5ffa10adc"
uuid = "3955a311-db13-416c-9275-1d80ed98e5e9"
version = "0.11.1"

[[deps.GridVisualize]]
deps = ["ColorSchemes", "Colors", "DocStringExtensions", "ElasticArrays", "ExtendableGrids", "GeometryBasics", "GridVisualizeTools", "HypertextLiteral", "Interpolations", "IntervalSets", "LinearAlgebra", "Observables", "OrderedCollections", "Printf", "StaticArrays"]
git-tree-sha1 = "87d554431d7b2818f67f3a2734c6726787ae69f4"
uuid = "5eed8a63-0fb0-45eb-886d-8d5a387d12b8"
version = "1.11.0"

    [deps.GridVisualize.weakdeps]
    CairoMakie = "13f3f980-e62b-5c42-98c6-ff1f3baf88f0"
    GLMakie = "e9467ef8-e4e7-5192-8a1a-b1aee30e663a"
    Plots = "91a5bcdd-55d7-5caf-9e0b-520d859cae80"
    PlutoVista = "646e1f28-b900-46d7-9d87-d554eb38a413"
    PyPlot = "d330b81b-6aea-500a-939a-2ce795aea3ee"
    WGLMakie = "276b4fcb-3e11-5398-bf8b-a0c2d153d008"

[[deps.GridVisualizeTools]]
deps = ["ColorSchemes", "Colors", "DocStringExtensions", "StaticArraysCore"]
git-tree-sha1 = "5ed3ab329a52ecd2c7037f11522f45d6335b0865"
uuid = "5573ae12-3b76-41d9-b48c-81d0b6e61cc5"
version = "3.0.0"

[[deps.Grisu]]
git-tree-sha1 = "53bb909d1151e57e2484c3d1b53e19552b887fb2"
uuid = "42e2da0e-8278-4e71-bc24-59509adca0fe"
version = "1.0.2"

[[deps.HarfBuzz_jll]]
deps = ["Artifacts", "Cairo_jll", "Fontconfig_jll", "FreeType2_jll", "Glib_jll", "Graphite2_jll", "JLLWrappers", "Libdl", "Libffi_jll"]
git-tree-sha1 = "55c53be97790242c29031e5cd45e8ac296dadda3"
uuid = "2e76f6c2-a576-52d4-95c1-20adfe4de566"
version = "8.5.0+0"

[[deps.HostCPUFeatures]]
deps = ["BitTwiddlingConvenienceFunctions", "IfElse", "Libdl", "Static"]
git-tree-sha1 = "8e070b599339d622e9a081d17230d74a5c473293"
uuid = "3e5b6fbb-0976-4d2c-9146-d79de83f2fb0"
version = "0.1.17"

[[deps.HypergeometricFunctions]]
deps = ["LinearAlgebra", "OpenLibm_jll", "SpecialFunctions"]
git-tree-sha1 = "68c173f4f449de5b438ee67ed0c9c748dc31a2ec"
uuid = "34004b35-14d8-5ef3-9330-4cdb6864b03a"
version = "0.3.28"

[[deps.Hyperscript]]
deps = ["Test"]
git-tree-sha1 = "179267cfa5e712760cd43dcae385d7ea90cc25a4"
uuid = "47d2ed2b-36de-50cf-bf87-49c2cf4b8b91"
version = "0.0.5"

[[deps.HypertextLiteral]]
deps = ["Tricks"]
git-tree-sha1 = "7134810b1afce04bbc1045ca1985fbe81ce17653"
uuid = "ac1192a8-f4b3-4bfe-ba22-af5b92cd3ab2"
version = "0.9.5"

[[deps.ILUZero]]
deps = ["LinearAlgebra", "SparseArrays"]
git-tree-sha1 = "b007cfc7f9bee9a958992d2301e9c5b63f332a90"
uuid = "88f59080-6952-5380-9ea5-54057fb9a43f"
version = "0.2.0"

[[deps.IOCapture]]
deps = ["Logging", "Random"]
git-tree-sha1 = "b6d6bfdd7ce25b0f9b2f6b3dd56b2673a66c8770"
uuid = "b5f81e59-6552-4d32-b1f0-c071b021bf89"
version = "0.2.5"

[[deps.IfElse]]
git-tree-sha1 = "debdd00ffef04665ccbb3e150747a77560e8fad1"
uuid = "615f187c-cbe4-4ef1-ba3b-2fcf58d6d173"
version = "0.1.1"

[[deps.ImageAxes]]
deps = ["AxisArrays", "ImageBase", "ImageCore", "Reexport", "SimpleTraits"]
git-tree-sha1 = "e12629406c6c4442539436581041d372d69c55ba"
uuid = "2803e5a7-5153-5ecf-9a86-9b4c37f5f5ac"
version = "0.6.12"

[[deps.ImageBase]]
deps = ["ImageCore", "Reexport"]
git-tree-sha1 = "eb49b82c172811fd2c86759fa0553a2221feb909"
uuid = "c817782e-172a-44cc-b673-b171935fbb9e"
version = "0.1.7"

[[deps.ImageCore]]
deps = ["ColorVectorSpace", "Colors", "FixedPointNumbers", "MappedArrays", "MosaicViews", "OffsetArrays", "PaddedViews", "PrecompileTools", "Reexport"]
git-tree-sha1 = "8c193230235bbcee22c8066b0374f63b5683c2d3"
uuid = "a09fc81d-aa75-5fe9-8630-4744c3626534"
version = "0.10.5"

[[deps.ImageIO]]
deps = ["FileIO", "IndirectArrays", "JpegTurbo", "LazyModules", "Netpbm", "OpenEXR", "PNGFiles", "QOI", "Sixel", "TiffImages", "UUIDs", "WebP"]
git-tree-sha1 = "696144904b76e1ca433b886b4e7edd067d76cbf7"
uuid = "82e4d734-157c-48bb-816b-45c225c6df19"
version = "0.6.9"

[[deps.ImageMetadata]]
deps = ["AxisArrays", "ImageAxes", "ImageBase", "ImageCore"]
git-tree-sha1 = "2a81c3897be6fbcde0802a0ebe6796d0562f63ec"
uuid = "bc367c6b-8a6b-528e-b4bd-a4b897500b49"
version = "0.9.10"

[[deps.Imath_jll]]
deps = ["Artifacts", "JLLWrappers", "Libdl"]
git-tree-sha1 = "0936ba688c6d201805a83da835b55c61a180db52"
uuid = "905a6f67-0a94-5f89-b386-d35d92009cd1"
version = "3.1.11+0"

[[deps.IndirectArrays]]
git-tree-sha1 = "012e604e1c7458645cb8b436f8fba789a51b257f"
uuid = "9b13fd28-a010-5f03-acff-a1bbcff69959"
version = "1.0.0"

[[deps.Inflate]]
git-tree-sha1 = "d1b1b796e47d94588b3757fe84fbf65a5ec4a80d"
uuid = "d25df0c9-e2be-5dd7-82c8-3ad0b3e990b9"
version = "0.1.5"

[[deps.IntegerMathUtils]]
git-tree-sha1 = "b8ffb903da9f7b8cf695a8bead8e01814aa24b30"
uuid = "18e54dd8-cb9d-406c-a71d-865a43cbb235"
version = "0.1.2"

[[deps.IntelOpenMP_jll]]
deps = ["Artifacts", "JLLWrappers", "LazyArtifacts", "Libdl"]
git-tree-sha1 = "0f14a5456bdc6b9731a5682f439a672750a09e48"
uuid = "1d5cc7b8-4909-519e-a0f8-d0f5ad9712d0"
version = "2025.0.4+0"

[[deps.InteractiveUtils]]
deps = ["Markdown"]
uuid = "b77e0a4c-d291-57a0-90e8-8db25a27a240"
version = "1.11.0"

[[deps.Interpolations]]
deps = ["Adapt", "AxisAlgorithms", "ChainRulesCore", "LinearAlgebra", "OffsetArrays", "Random", "Ratios", "Requires", "SharedArrays", "SparseArrays", "StaticArrays", "WoodburyMatrices"]
git-tree-sha1 = "88a101217d7cb38a7b481ccd50d21876e1d1b0e0"
uuid = "a98d9a8b-a2ab-59e6-89dd-64a1c18fca59"
version = "0.15.1"
weakdeps = ["Unitful"]

    [deps.Interpolations.extensions]
    InterpolationsUnitfulExt = "Unitful"

[[deps.IntervalArithmetic]]
deps = ["CRlibm_jll", "LinearAlgebra", "MacroTools", "OpenBLASConsistentFPCSR_jll", "RoundingEmulator"]
git-tree-sha1 = "5aad168b75fc3b6b25e99feb1e6e3168d41e4c08"
uuid = "d1acc4aa-44c8-5952-acd4-ba5d80a2a253"
version = "0.22.28"
weakdeps = ["DiffRules", "ForwardDiff", "IntervalSets", "RecipesBase"]

    [deps.IntervalArithmetic.extensions]
    IntervalArithmeticDiffRulesExt = "DiffRules"
    IntervalArithmeticForwardDiffExt = "ForwardDiff"
    IntervalArithmeticIntervalSetsExt = "IntervalSets"
    IntervalArithmeticRecipesBaseExt = "RecipesBase"

[[deps.IntervalSets]]
git-tree-sha1 = "dba9ddf07f77f60450fe5d2e2beb9854d9a49bd0"
uuid = "8197267c-284f-5f27-9208-e0e47529a953"
version = "0.7.10"
weakdeps = ["Random", "RecipesBase", "Statistics"]

    [deps.IntervalSets.extensions]
    IntervalSetsRandomExt = "Random"
    IntervalSetsRecipesBaseExt = "RecipesBase"
    IntervalSetsStatisticsExt = "Statistics"

[[deps.InverseFunctions]]
git-tree-sha1 = "a779299d77cd080bf77b97535acecd73e1c5e5cb"
uuid = "3587e190-3f89-42d0-90ee-14403ec27112"
version = "0.1.17"
weakdeps = ["Dates", "Test"]

    [deps.InverseFunctions.extensions]
    InverseFunctionsDatesExt = "Dates"
    InverseFunctionsTestExt = "Test"

[[deps.IrrationalConstants]]
git-tree-sha1 = "e2222959fbc6c19554dc15174c81bf7bf3aa691c"
uuid = "92d709cd-6900-40b7-9082-c6be49f344b6"
version = "0.2.4"

[[deps.Isoband]]
deps = ["isoband_jll"]
git-tree-sha1 = "f9b6d97355599074dc867318950adaa6f9946137"
uuid = "f1662d9f-8043-43de-a69a-05efc1cc6ff4"
version = "0.1.1"

[[deps.IterTools]]
git-tree-sha1 = "42d5f897009e7ff2cf88db414a389e5ed1bdd023"
uuid = "c8e1da08-722c-5040-9ed9-7db0dc04731e"
version = "1.10.0"

[[deps.IteratorInterfaceExtensions]]
git-tree-sha1 = "a3f24677c21f5bbe9d2a714f95dcd58337fb2856"
uuid = "82899510-4779-5014-852e-03e436cf321d"
version = "1.0.0"

[[deps.JLD2]]
deps = ["FileIO", "MacroTools", "Mmap", "OrderedCollections", "PrecompileTools", "Requires", "TranscodingStreams"]
git-tree-sha1 = "1059c071429b4753c0c869b75c859c44ba09a526"
uuid = "033835bb-8acc-5ee8-8aae-3f567f8a3819"
version = "0.5.12"

[[deps.JLLWrappers]]
deps = ["Artifacts", "Preferences"]
git-tree-sha1 = "a007feb38b422fbdab534406aeca1b86823cb4d6"
uuid = "692b3bcd-3c85-4b1f-b108-f13ce0eb3210"
version = "1.7.0"

[[deps.JSON]]
deps = ["Dates", "Mmap", "Parsers", "Unicode"]
git-tree-sha1 = "31e996f0a15c7b280ba9f76636b3ff9e2ae58c9a"
uuid = "682c06a0-de6a-54ab-a142-c8b1cf79cde6"
version = "0.21.4"

[[deps.Jieko]]
deps = ["ExproniconLite"]
git-tree-sha1 = "2f05ed29618da60c06a87e9c033982d4f71d0b6c"
uuid = "ae98c720-c025-4a4a-838c-29b094483192"
version = "0.2.1"

[[deps.JpegTurbo]]
deps = ["CEnum", "FileIO", "ImageCore", "JpegTurbo_jll", "TOML"]
git-tree-sha1 = "9496de8fb52c224a2e3f9ff403947674517317d9"
uuid = "b835a17e-a41a-41e7-81f0-2f016b05efe0"
version = "0.1.6"

[[deps.JpegTurbo_jll]]
deps = ["Artifacts", "JLLWrappers", "Libdl"]
git-tree-sha1 = "eac1206917768cb54957c65a615460d87b455fc1"
uuid = "aacddb02-875f-59d6-b918-886e6ef4fbf8"
version = "3.1.1+0"

[[deps.KernelDensity]]
deps = ["Distributions", "DocStringExtensions", "FFTW", "Interpolations", "StatsBase"]
git-tree-sha1 = "7d703202e65efa1369de1279c162b915e245eed1"
uuid = "5ab0869b-81aa-558d-bb23-cbf5423bbe9b"
version = "0.6.9"

[[deps.Krylov]]
deps = ["LinearAlgebra", "Printf", "SparseArrays"]
git-tree-sha1 = "b29d37ce30fa401a4563b18880ab91f979a29734"
uuid = "ba0b0d4f-ebba-5204-a429-3ac8c609bfb7"
version = "0.9.10"

[[deps.LAME_jll]]
deps = ["Artifacts", "JLLWrappers", "Libdl"]
git-tree-sha1 = "170b660facf5df5de098d866564877e119141cbd"
uuid = "c1c5ebd0-6772-5130-a774-d5fcae4a789d"
version = "3.100.2+0"

[[deps.LERC_jll]]
deps = ["Artifacts", "JLLWrappers", "Libdl"]
git-tree-sha1 = "aaafe88dccbd957a8d82f7d05be9b69172e0cee3"
uuid = "88015f11-f218-50d7-93a8-a6af411a945d"
version = "4.0.1+0"

[[deps.LLVMOpenMP_jll]]
deps = ["Artifacts", "JLLWrappers", "Libdl"]
git-tree-sha1 = "78211fb6cbc872f77cad3fc0b6cf647d923f4929"
uuid = "1d63c593-3942-5779-bab2-d838dc0a180e"
version = "18.1.7+0"

[[deps.LZO_jll]]
deps = ["Artifacts", "JLLWrappers", "Libdl"]
git-tree-sha1 = "1c602b1127f4751facb671441ca72715cc95938a"
uuid = "dd4b983a-f0e5-5f8d-a1b7-129d4a5fb1ac"
version = "2.10.3+0"

[[deps.LaTeXStrings]]
git-tree-sha1 = "dda21b8cbd6a6c40d9d02a73230f9d70fed6918c"
uuid = "b964fa9f-0449-5b57-a5c2-d3ea65f4040f"
version = "1.4.0"

[[deps.Latexify]]
deps = ["Format", "InteractiveUtils", "LaTeXStrings", "MacroTools", "Markdown", "OrderedCollections", "Requires"]
git-tree-sha1 = "cd10d2cc78d34c0e2a3a36420ab607b611debfbb"
uuid = "23fbe1c1-3f47-55db-b15f-69d7ec21a316"
version = "0.16.7"

    [deps.Latexify.extensions]
    DataFramesExt = "DataFrames"
    SparseArraysExt = "SparseArrays"
    SymEngineExt = "SymEngine"

    [deps.Latexify.weakdeps]
    DataFrames = "a93c6f00-e57d-5684-b7b6-d8193f3e46c0"
    SparseArrays = "2f01184e-e22b-5df5-ae63-d93ebab69eaf"
    SymEngine = "123dc426-2d89-5057-bbad-38513e3affd8"

[[deps.LayoutPointers]]
deps = ["ArrayInterface", "LinearAlgebra", "ManualMemory", "SIMDTypes", "Static", "StaticArrayInterface"]
git-tree-sha1 = "a9eaadb366f5493a5654e843864c13d8b107548c"
uuid = "10f19ff3-798f-405d-979b-55457f8fc047"
version = "0.1.17"

[[deps.LazyArrays]]
deps = ["ArrayLayouts", "FillArrays", "LinearAlgebra", "MacroTools", "SparseArrays"]
git-tree-sha1 = "866ce84b15e54d758c11946aacd4e5df0e60b7a3"
uuid = "5078a376-72f3-5289-bfd5-ec5146d43c02"
version = "2.6.1"

    [deps.LazyArrays.extensions]
    LazyArraysBandedMatricesExt = "BandedMatrices"
    LazyArraysBlockArraysExt = "BlockArrays"
    LazyArraysBlockBandedMatricesExt = "BlockBandedMatrices"
    LazyArraysStaticArraysExt = "StaticArrays"

    [deps.LazyArrays.weakdeps]
    BandedMatrices = "aae01518-5342-5314-be14-df237901396f"
    BlockArrays = "8e7c35d0-a365-5155-bbbb-fb81a777f24e"
    BlockBandedMatrices = "ffab5731-97b5-5995-9138-79e8c1846df0"
    StaticArrays = "90137ffa-7385-5640-81b9-e52037218182"

[[deps.LazyArtifacts]]
deps = ["Artifacts", "Pkg"]
uuid = "4af54fe1-eca0-43a8-85a7-787d91b784e3"
version = "1.11.0"

[[deps.LazyModules]]
git-tree-sha1 = "a560dd966b386ac9ae60bdd3a3d3a326062d3c3e"
uuid = "8cdb02fc-e678-4876-92c5-9defec4f444e"
version = "0.3.1"

[[deps.LibCURL]]
deps = ["LibCURL_jll", "MozillaCACerts_jll"]
uuid = "b27032c2-a3e7-50c8-80cd-2d36dbcbfd21"
version = "0.6.4"

[[deps.LibCURL_jll]]
deps = ["Artifacts", "LibSSH2_jll", "Libdl", "MbedTLS_jll", "Zlib_jll", "nghttp2_jll"]
uuid = "deac9b47-8bc7-5906-a0fe-35ac56dc84c0"
version = "8.6.0+0"

[[deps.LibGit2]]
deps = ["Base64", "LibGit2_jll", "NetworkOptions", "Printf", "SHA"]
uuid = "76f85450-5226-5b5a-8eaa-529ad045b433"
version = "1.11.0"

[[deps.LibGit2_jll]]
deps = ["Artifacts", "LibSSH2_jll", "Libdl", "MbedTLS_jll"]
uuid = "e37daf67-58a4-590a-8e99-b0245dd2ffc5"
version = "1.7.2+0"

[[deps.LibSSH2_jll]]
deps = ["Artifacts", "Libdl", "MbedTLS_jll"]
uuid = "29816b5a-b9ab-546f-933c-edad1886dfa8"
version = "1.11.0+1"

[[deps.Libdl]]
uuid = "8f399da3-3557-5675-b5ff-fb832c97cbdb"
version = "1.11.0"

[[deps.Libffi_jll]]
deps = ["Artifacts", "JLLWrappers", "Libdl", "Pkg"]
git-tree-sha1 = "27ecae93dd25ee0909666e6835051dd684cc035e"
uuid = "e9f186c6-92d2-5b65-8a66-fee21dc1b490"
version = "3.2.2+2"

[[deps.Libglvnd_jll]]
deps = ["Artifacts", "JLLWrappers", "Libdl", "Xorg_libX11_jll", "Xorg_libXext_jll"]
git-tree-sha1 = "ff3b4b9d35de638936a525ecd36e86a8bb919d11"
uuid = "7e76a0d4-f3c7-5321-8279-8d96eeed0f29"
version = "1.7.0+0"

[[deps.Libiconv_jll]]
deps = ["Artifacts", "JLLWrappers", "Libdl"]
git-tree-sha1 = "be484f5c92fad0bd8acfef35fe017900b0b73809"
uuid = "94ce4f54-9a6c-5748-9c1c-f9c7231a4531"
version = "1.18.0+0"

[[deps.Libmount_jll]]
deps = ["Artifacts", "JLLWrappers", "Libdl"]
git-tree-sha1 = "a31572773ac1b745e0343fe5e2c8ddda7a37e997"
uuid = "4b2f31a3-9ecc-558c-b454-b3730dcb73e9"
version = "2.41.0+0"

[[deps.Libtiff_jll]]
deps = ["Artifacts", "JLLWrappers", "JpegTurbo_jll", "LERC_jll", "Libdl", "XZ_jll", "Zlib_jll", "Zstd_jll"]
git-tree-sha1 = "4ab7581296671007fc33f07a721631b8855f4b1d"
uuid = "89763e89-9b03-5906-acba-b20f662cd828"
version = "4.7.1+0"

[[deps.Libuuid_jll]]
deps = ["Artifacts", "JLLWrappers", "Libdl"]
git-tree-sha1 = "321ccef73a96ba828cd51f2ab5b9f917fa73945a"
uuid = "38a345b3-de98-5d2b-a5d3-14cd9215e700"
version = "2.41.0+0"

[[deps.LightXML]]
deps = ["Libdl", "XML2_jll"]
git-tree-sha1 = "3a994404d3f6709610701c7dabfc03fed87a81f8"
uuid = "9c8b4983-aa76-5018-a973-4c85ecc9e179"
version = "0.9.1"

[[deps.LinearAlgebra]]
deps = ["Libdl", "OpenBLAS_jll", "libblastrampoline_jll"]
uuid = "37e2e46d-f89d-539d-b4ee-838fcccc9c8e"
version = "1.11.0"

[[deps.LinearSolve]]
deps = ["ArrayInterface", "ChainRulesCore", "ConcreteStructs", "DocStringExtensions", "EnumX", "GPUArraysCore", "InteractiveUtils", "Krylov", "LazyArrays", "Libdl", "LinearAlgebra", "MKL_jll", "Markdown", "PrecompileTools", "Preferences", "RecursiveArrayTools", "Reexport", "SciMLBase", "SciMLOperators", "Setfield", "StaticArraysCore", "UnPack"]
git-tree-sha1 = "2bbbdcce6d80a4aed929365d0d97b15b264bb9e7"
uuid = "7ed4a6bd-45f5-4d41-b270-4a48e9bafcae"
version = "3.7.2"

    [deps.LinearSolve.extensions]
    LinearSolveBandedMatricesExt = "BandedMatrices"
    LinearSolveBlockDiagonalsExt = "BlockDiagonals"
    LinearSolveCUDAExt = "CUDA"
    LinearSolveCUDSSExt = "CUDSS"
    LinearSolveEnzymeExt = "EnzymeCore"
    LinearSolveFastAlmostBandedMatricesExt = "FastAlmostBandedMatrices"
    LinearSolveFastLapackInterfaceExt = "FastLapackInterface"
    LinearSolveHYPREExt = "HYPRE"
    LinearSolveIterativeSolversExt = "IterativeSolvers"
    LinearSolveKernelAbstractionsExt = "KernelAbstractions"
    LinearSolveKrylovKitExt = "KrylovKit"
    LinearSolveMetalExt = "Metal"
    LinearSolvePardisoExt = ["Pardiso", "SparseArrays"]
    LinearSolveRecursiveFactorizationExt = "RecursiveFactorization"
    LinearSolveSparseArraysExt = "SparseArrays"
    LinearSolveSparspakExt = ["SparseArrays", "Sparspak"]

    [deps.LinearSolve.weakdeps]
    BandedMatrices = "aae01518-5342-5314-be14-df237901396f"
    BlockDiagonals = "0a1fb500-61f7-11e9-3c65-f5ef3456f9f0"
    CUDA = "052768ef-5323-5732-b1bb-66c8b64840ba"
    CUDSS = "45b445bb-4962-46a0-9369-b4df9d0f772e"
    EnzymeCore = "f151be2c-9106-41f4-ab19-57ee4f262869"
    FastAlmostBandedMatrices = "9d29842c-ecb8-4973-b1e9-a27b1157504e"
    FastLapackInterface = "29a986be-02c6-4525-aec4-84b980013641"
    HYPRE = "b5ffcf37-a2bd-41ab-a3da-4bd9bc8ad771"
    IterativeSolvers = "42fd0dbc-a981-5370-80f2-aaf504508153"
    KernelAbstractions = "63c18a36-062a-441e-b654-da1e3ab1ce7c"
    KrylovKit = "0b1a1467-8014-51b9-945f-bf0ae24f4b77"
    Metal = "dde4c033-4e86-420c-a63e-0dd931031962"
    Pardiso = "46dd5b70-b6fb-5a00-ae2d-e8fea33afaf2"
    RecursiveFactorization = "f2c3362d-daeb-58d1-803e-2bc74f2840b4"
    SparseArrays = "2f01184e-e22b-5df5-ae63-d93ebab69eaf"
    Sparspak = "e56a9233-b9d6-4f03-8d0f-1825330902ac"

[[deps.LogExpFunctions]]
deps = ["DocStringExtensions", "IrrationalConstants", "LinearAlgebra"]
git-tree-sha1 = "13ca9e2586b89836fd20cccf56e57e2b9ae7f38f"
uuid = "2ab3a3ac-af41-5b50-aa03-7779005ae688"
version = "0.3.29"

    [deps.LogExpFunctions.extensions]
    LogExpFunctionsChainRulesCoreExt = "ChainRulesCore"
    LogExpFunctionsChangesOfVariablesExt = "ChangesOfVariables"
    LogExpFunctionsInverseFunctionsExt = "InverseFunctions"

    [deps.LogExpFunctions.weakdeps]
    ChainRulesCore = "d360d2e6-b24c-11e9-a2a3-2a2ae2dbcce4"
    ChangesOfVariables = "9e997f8a-9a97-42d5-a9f1-ce6bfc15e2c0"
    InverseFunctions = "3587e190-3f89-42d0-90ee-14403ec27112"

[[deps.Logging]]
uuid = "56ddb016-857b-54e1-b83d-db4d58db5568"
version = "1.11.0"

[[deps.LoopVectorization]]
deps = ["ArrayInterface", "CPUSummary", "CloseOpenIntervals", "DocStringExtensions", "HostCPUFeatures", "IfElse", "LayoutPointers", "LinearAlgebra", "OffsetArrays", "PolyesterWeave", "PrecompileTools", "SIMDTypes", "SLEEFPirates", "Static", "StaticArrayInterface", "ThreadingUtilities", "UnPack", "VectorizationBase"]
git-tree-sha1 = "e5afce7eaf5b5ca0d444bcb4dc4fd78c54cbbac0"
uuid = "bdcacae8-1622-11e9-2a5c-532679323890"
version = "0.12.172"
weakdeps = ["ChainRulesCore", "ForwardDiff", "SpecialFunctions"]

    [deps.LoopVectorization.extensions]
    ForwardDiffExt = ["ChainRulesCore", "ForwardDiff"]
    SpecialFunctionsExt = "SpecialFunctions"

[[deps.MIMEs]]
git-tree-sha1 = "c64d943587f7187e751162b3b84445bbbd79f691"
uuid = "6c6e2e6c-3030-632d-7369-2d6c69616d65"
version = "1.1.0"

[[deps.MKL_jll]]
deps = ["Artifacts", "IntelOpenMP_jll", "JLLWrappers", "LazyArtifacts", "Libdl", "oneTBB_jll"]
git-tree-sha1 = "5de60bc6cb3899cd318d80d627560fae2e2d99ae"
uuid = "856f044c-d86e-5d09-b602-aeab76dc8ba7"
version = "2025.0.1+1"

[[deps.MacroTools]]
git-tree-sha1 = "72aebe0b5051e5143a079a4685a46da330a40472"
uuid = "1914dd2f-81c6-5fcd-8719-6d5c9610ff09"
version = "0.5.15"

[[deps.Makie]]
deps = ["Animations", "Base64", "CRC32c", "ColorBrewer", "ColorSchemes", "ColorTypes", "Colors", "Contour", "Dates", "DelaunayTriangulation", "Distributions", "DocStringExtensions", "Downloads", "FFMPEG_jll", "FileIO", "FilePaths", "FixedPointNumbers", "Format", "FreeType", "FreeTypeAbstraction", "GeometryBasics", "GridLayoutBase", "ImageBase", "ImageIO", "InteractiveUtils", "Interpolations", "IntervalSets", "InverseFunctions", "Isoband", "KernelDensity", "LaTeXStrings", "LinearAlgebra", "MacroTools", "MakieCore", "Markdown", "MathTeXEngine", "Observables", "OffsetArrays", "PNGFiles", "Packing", "PlotUtils", "PolygonOps", "PrecompileTools", "Printf", "REPL", "Random", "RelocatableFolders", "Scratch", "ShaderAbstractions", "Showoff", "SignedDistanceFields", "SparseArrays", "Statistics", "StatsBase", "StatsFuns", "StructArrays", "TriplotBase", "UnicodeFun", "Unitful"]
git-tree-sha1 = "0318d174aa9ec593ddf6dc340b434657a8f1e068"
uuid = "ee78f7c6-11fb-53f2-987a-cfe4a2b5a57a"
version = "0.22.4"

[[deps.MakieCore]]
deps = ["ColorTypes", "GeometryBasics", "IntervalSets", "Observables"]
git-tree-sha1 = "903ef1d9d326ebc4a9e6cf24f22194d8da022b50"
uuid = "20f20a25-4f0e-4fdf-b5d1-57303727442b"
version = "0.9.2"

[[deps.ManualMemory]]
git-tree-sha1 = "bcaef4fc7a0cfe2cba636d84cda54b5e4e4ca3cd"
uuid = "d125e4d3-2237-4719-b19c-fa641b8a4667"
version = "0.1.8"

[[deps.MappedArrays]]
git-tree-sha1 = "2dab0221fe2b0f2cb6754eaa743cc266339f527e"
uuid = "dbb5928d-eab1-5f90-85c2-b9b0edb7c900"
version = "0.4.2"

[[deps.Markdown]]
deps = ["Base64"]
uuid = "d6f4376e-aef5-505a-96c1-9c027394607a"
version = "1.11.0"

[[deps.MathTeXEngine]]
deps = ["AbstractTrees", "Automa", "DataStructures", "FreeTypeAbstraction", "GeometryBasics", "LaTeXStrings", "REPL", "RelocatableFolders", "UnicodeFun"]
git-tree-sha1 = "f5a6805fb46c0285991009b526ec6fae43c6dec2"
uuid = "0a4f8689-d25c-4efe-a92b-7142dfc1aa53"
version = "0.6.3"

[[deps.MbedTLS_jll]]
deps = ["Artifacts", "Libdl"]
uuid = "c8ffd9c3-330d-5841-b78e-0817d7145fa1"
version = "2.28.6+0"

[[deps.Missings]]
deps = ["DataAPI"]
git-tree-sha1 = "ec4f7fbeab05d7747bdf98eb74d130a2a2ed298d"
uuid = "e1d29d7a-bbdc-5cf2-9ac0-f12de2c33e28"
version = "1.2.0"

[[deps.Mmap]]
uuid = "a63ad114-7e13-5084-954f-fe012c677804"
version = "1.11.0"

[[deps.MosaicViews]]
deps = ["MappedArrays", "OffsetArrays", "PaddedViews", "StackViews"]
git-tree-sha1 = "7b86a5d4d70a9f5cdf2dacb3cbe6d251d1a61dbe"
uuid = "e94cdb99-869f-56ef-bcf0-1ae2bcbe0389"
version = "0.3.4"

[[deps.Moshi]]
deps = ["ExproniconLite", "Jieko"]
git-tree-sha1 = "453de0fc2be3d11b9b93ca4d0fddd91196dcf1ed"
uuid = "2e0e35c7-a2e4-4343-998d-7ef72827ed2d"
version = "0.3.5"

[[deps.MozillaCACerts_jll]]
uuid = "14a3606d-f60d-562e-9121-12d972cd8159"
version = "2023.12.12"

[[deps.MultivariatePolynomials]]
deps = ["ChainRulesCore", "DataStructures", "LinearAlgebra", "MutableArithmetics"]
git-tree-sha1 = "8d39779e29f80aa6c071e7ac17101c6e31f075d7"
uuid = "102ac46a-7ee4-5c85-9060-abc95bfdeaa3"
version = "0.5.7"

[[deps.MutableArithmetics]]
deps = ["LinearAlgebra", "SparseArrays", "Test"]
git-tree-sha1 = "491bdcdc943fcbc4c005900d7463c9f216aabf4c"
uuid = "d8a4904e-b15c-11e9-3269-09a3773c0cb0"
version = "1.6.4"

[[deps.NaNMath]]
deps = ["OpenLibm_jll"]
git-tree-sha1 = "9b8215b1ee9e78a293f99797cd31375471b2bcae"
uuid = "77ba4419-2d1f-58cd-9bb1-8ffee604a2e3"
version = "1.1.3"

[[deps.Netpbm]]
deps = ["FileIO", "ImageCore", "ImageMetadata"]
git-tree-sha1 = "d92b107dbb887293622df7697a2223f9f8176fcd"
uuid = "f09324ee-3d7c-5217-9330-fc30815ba969"
version = "1.1.1"

[[deps.NetworkOptions]]
uuid = "ca575930-c2e3-43a9-ace4-1e988b2c1908"
version = "1.2.0"

[[deps.Observables]]
git-tree-sha1 = "7438a59546cf62428fc9d1bc94729146d37a7225"
uuid = "510215fc-4207-5dde-b226-833fc4488ee2"
version = "0.5.5"

[[deps.OffsetArrays]]
git-tree-sha1 = "a414039192a155fb38c4599a60110f0018c6ec82"
uuid = "6fe1bfb0-de20-5000-8ca7-80f57d26f881"
version = "1.16.0"
weakdeps = ["Adapt"]

    [deps.OffsetArrays.extensions]
    OffsetArraysAdaptExt = "Adapt"

[[deps.Ogg_jll]]
deps = ["Artifacts", "JLLWrappers", "Libdl", "Pkg"]
git-tree-sha1 = "887579a3eb005446d514ab7aeac5d1d027658b8f"
uuid = "e7412a2a-1a6e-54c0-be00-318e2571c051"
version = "1.3.5+1"

[[deps.OpenBLASConsistentFPCSR_jll]]
deps = ["Artifacts", "CompilerSupportLibraries_jll", "JLLWrappers", "Libdl"]
git-tree-sha1 = "567515ca155d0020a45b05175449b499c63e7015"
uuid = "6cdc7f73-28fd-5e50-80fb-958a8875b1af"
version = "0.3.29+0"

[[deps.OpenBLAS_jll]]
deps = ["Artifacts", "CompilerSupportLibraries_jll", "Libdl"]
uuid = "4536629a-c528-5b80-bd46-f80d51c5b363"
version = "0.3.27+1"

[[deps.OpenEXR]]
deps = ["Colors", "FileIO", "OpenEXR_jll"]
git-tree-sha1 = "97db9e07fe2091882c765380ef58ec553074e9c7"
uuid = "52e1d378-f018-4a11-a4be-720524705ac7"
version = "0.3.3"

[[deps.OpenEXR_jll]]
deps = ["Artifacts", "Imath_jll", "JLLWrappers", "Libdl", "Zlib_jll"]
git-tree-sha1 = "8292dd5c8a38257111ada2174000a33745b06d4e"
uuid = "18a262bb-aa17-5467-a713-aee519bc75cb"
version = "3.2.4+0"

[[deps.OpenLibm_jll]]
deps = ["Artifacts", "Libdl"]
uuid = "05823500-19ac-5b8b-9628-191a04bc5112"
version = "0.8.5+0"

[[deps.OpenSSL_jll]]
deps = ["Artifacts", "JLLWrappers", "Libdl"]
git-tree-sha1 = "a9697f1d06cc3eb3fb3ad49cc67f2cfabaac31ea"
uuid = "458c3c95-2e84-50aa-8efc-19380b2a3a95"
version = "3.0.16+0"

[[deps.OpenSpecFun_jll]]
deps = ["Artifacts", "CompilerSupportLibraries_jll", "JLLWrappers", "Libdl"]
git-tree-sha1 = "1346c9208249809840c91b26703912dff463d335"
uuid = "efe28fd5-8261-553b-a9e1-b2916fc3738e"
version = "0.5.6+0"

[[deps.Opus_jll]]
deps = ["Artifacts", "JLLWrappers", "Libdl"]
git-tree-sha1 = "6703a85cb3781bd5909d48730a67205f3f31a575"
uuid = "91d4177d-7536-5919-b921-800302f37372"
version = "1.3.3+0"

[[deps.OrderedCollections]]
git-tree-sha1 = "cc4054e898b852042d7b503313f7ad03de99c3dd"
uuid = "bac558e1-5e72-5ebc-8fee-abe8a469f55d"
version = "1.8.0"

[[deps.PCRE2_jll]]
deps = ["Artifacts", "Libdl"]
uuid = "efcefdf7-47ab-520b-bdef-62a2eaa19f15"
version = "10.42.0+1"

[[deps.PDMats]]
deps = ["LinearAlgebra", "SparseArrays", "SuiteSparse"]
git-tree-sha1 = "0e1340b5d98971513bddaa6bbed470670cebbbfe"
uuid = "90014a1f-27ba-587c-ab20-58faa44d9150"
version = "0.11.34"

[[deps.PNGFiles]]
deps = ["Base64", "CEnum", "ImageCore", "IndirectArrays", "OffsetArrays", "libpng_jll"]
git-tree-sha1 = "cf181f0b1e6a18dfeb0ee8acc4a9d1672499626c"
uuid = "f57f5aa1-a3ce-4bc8-8ab9-96f992907883"
version = "0.4.4"

[[deps.PackageExtensionCompat]]
git-tree-sha1 = "fb28e33b8a95c4cee25ce296c817d89cc2e53518"
uuid = "65ce6f38-6b18-4e1d-a461-8949797d7930"
version = "1.0.2"
weakdeps = ["Requires", "TOML"]

[[deps.Packing]]
deps = ["GeometryBasics"]
git-tree-sha1 = "bc5bf2ea3d5351edf285a06b0016788a121ce92c"
uuid = "19eb6ba3-879d-56ad-ad62-d5c202156566"
version = "0.5.1"

[[deps.PaddedViews]]
deps = ["OffsetArrays"]
git-tree-sha1 = "0fac6313486baae819364c52b4f483450a9d793f"
uuid = "5432bcbf-9aad-5242-b902-cca2824c8663"
version = "0.5.12"

[[deps.Pango_jll]]
deps = ["Artifacts", "Cairo_jll", "Fontconfig_jll", "FreeType2_jll", "FriBidi_jll", "Glib_jll", "HarfBuzz_jll", "JLLWrappers", "Libdl"]
git-tree-sha1 = "3b31172c032a1def20c98dae3f2cdc9d10e3b561"
uuid = "36c8627f-9965-5494-a995-c6b170f724f3"
version = "1.56.1+0"

[[deps.Parsers]]
deps = ["Dates", "PrecompileTools", "UUIDs"]
git-tree-sha1 = "8489905bcdbcfac64d1daa51ca07c0d8f0283821"
uuid = "69de0a69-1ddd-5017-9359-2bf0b02dc9f0"
version = "2.8.1"

[[deps.Pixman_jll]]
deps = ["Artifacts", "CompilerSupportLibraries_jll", "JLLWrappers", "LLVMOpenMP_jll", "Libdl"]
git-tree-sha1 = "db76b1ecd5e9715f3d043cec13b2ec93ce015d53"
uuid = "30392449-352a-5448-841d-b1acce4e97dc"
version = "0.44.2+0"

[[deps.Pkg]]
deps = ["Artifacts", "Dates", "Downloads", "FileWatching", "LibGit2", "Libdl", "Logging", "Markdown", "Printf", "Random", "SHA", "TOML", "Tar", "UUIDs", "p7zip_jll"]
uuid = "44cfe95a-1eb2-52ea-b672-e2afdf69b78f"
version = "1.11.0"
weakdeps = ["REPL"]

    [deps.Pkg.extensions]
    REPLExt = "REPL"

[[deps.PkgVersion]]
deps = ["Pkg"]
git-tree-sha1 = "f9501cc0430a26bc3d156ae1b5b0c1b47af4d6da"
uuid = "eebad327-c553-4316-9ea0-9fa01ccd7688"
version = "0.3.3"

[[deps.PlotUtils]]
deps = ["ColorSchemes", "Colors", "Dates", "PrecompileTools", "Printf", "Random", "Reexport", "StableRNGs", "Statistics"]
git-tree-sha1 = "3ca9a356cd2e113c420f2c13bea19f8d3fb1cb18"
uuid = "995b91a9-d308-5afd-9ec6-746e21dbc043"
version = "1.4.3"

[[deps.PlutoUI]]
deps = ["AbstractPlutoDingetjes", "Base64", "ColorTypes", "Dates", "FixedPointNumbers", "Hyperscript", "HypertextLiteral", "IOCapture", "InteractiveUtils", "JSON", "Logging", "MIMEs", "Markdown", "Random", "Reexport", "URIs", "UUIDs"]
git-tree-sha1 = "d3de2694b52a01ce61a036f18ea9c0f61c4a9230"
uuid = "7f904dfe-b85e-4ff6-b463-dae2292396a8"
version = "0.7.62"

[[deps.Polyester]]
deps = ["ArrayInterface", "BitTwiddlingConvenienceFunctions", "CPUSummary", "IfElse", "ManualMemory", "PolyesterWeave", "Static", "StaticArrayInterface", "StrideArraysCore", "ThreadingUtilities"]
git-tree-sha1 = "6d38fea02d983051776a856b7df75b30cf9a3c1f"
uuid = "f517fe37-dbe3-4b94-8317-1923a5111588"
version = "0.7.16"

[[deps.PolyesterWeave]]
deps = ["BitTwiddlingConvenienceFunctions", "CPUSummary", "IfElse", "Static", "ThreadingUtilities"]
git-tree-sha1 = "645bed98cd47f72f67316fd42fc47dee771aefcd"
uuid = "1d0040c9-8b98-4ee7-8388-3f51789ca0ad"
version = "0.2.2"

[[deps.PolygonOps]]
git-tree-sha1 = "77b3d3605fc1cd0b42d95eba87dfcd2bf67d5ff6"
uuid = "647866c9-e3ac-4575-94e7-e3d426903924"
version = "0.1.2"

[[deps.PrecompileTools]]
deps = ["Preferences"]
git-tree-sha1 = "5aa36f7049a63a1528fe8f7c3f2113413ffd4e1f"
uuid = "aea7be01-6a6a-4083-8856-8a6e6704d82a"
version = "1.2.1"

[[deps.Preferences]]
deps = ["TOML"]
git-tree-sha1 = "9306f6085165d270f7e3db02af26a400d580f5c6"
uuid = "21216c6a-2e73-6563-6e65-726566657250"
version = "1.4.3"

[[deps.PrettyTables]]
deps = ["Crayons", "LaTeXStrings", "Markdown", "PrecompileTools", "Printf", "Reexport", "StringManipulation", "Tables"]
git-tree-sha1 = "1101cd475833706e4d0e7b122218257178f48f34"
uuid = "08abe8d2-0d0c-5749-adfa-8a2ac140af0d"
version = "2.4.0"

[[deps.Primes]]
deps = ["IntegerMathUtils"]
git-tree-sha1 = "25cdd1d20cd005b52fc12cb6be3f75faaf59bb9b"
uuid = "27ebfcd6-29c5-5fa9-bf4b-fb8fc14df3ae"
version = "0.5.7"

[[deps.Printf]]
deps = ["Unicode"]
uuid = "de0858da-6303-5e67-8744-51eddeeeb8d7"
version = "1.11.0"

[[deps.Profile]]
uuid = "9abbd945-dff8-562f-b5e8-e1ebf5ef1b79"
version = "1.11.0"

[[deps.ProgressMeter]]
deps = ["Distributed", "Printf"]
git-tree-sha1 = "13c5103482a8ed1536a54c08d0e742ae3dca2d42"
uuid = "92933f4c-e287-5a05-a399-4b506db050ca"
version = "1.10.4"

[[deps.PtrArrays]]
git-tree-sha1 = "1d36ef11a9aaf1e8b74dacc6a731dd1de8fd493d"
uuid = "43287f4e-b6f4-7ad1-bb20-aadabca52c3d"
version = "1.3.0"

[[deps.QOI]]
deps = ["ColorTypes", "FileIO", "FixedPointNumbers"]
git-tree-sha1 = "8b3fc30bc0390abdce15f8822c889f669baed73d"
uuid = "4b34888f-f399-49d4-9bb3-47ed5cae4e65"
version = "1.0.1"

[[deps.QuadGK]]
deps = ["DataStructures", "LinearAlgebra"]
git-tree-sha1 = "9da16da70037ba9d701192e27befedefb91ec284"
uuid = "1fd47b50-473d-5c70-9696-f719f8f3bcdc"
version = "2.11.2"

    [deps.QuadGK.extensions]
    QuadGKEnzymeExt = "Enzyme"

    [deps.QuadGK.weakdeps]
    Enzyme = "7da242da-08ed-463a-9acd-ee780be4f1d9"

[[deps.REPL]]
deps = ["InteractiveUtils", "Markdown", "Sockets", "StyledStrings", "Unicode"]
uuid = "3fa0cd96-eef1-5676-8a61-b3b8758bbffb"
version = "1.11.0"

[[deps.Random]]
deps = ["SHA"]
uuid = "9a3f8284-a2c9-5f02-9a11-845980a1fd5c"
version = "1.11.0"

[[deps.RangeArrays]]
git-tree-sha1 = "b9039e93773ddcfc828f12aadf7115b4b4d225f5"
uuid = "b3c3ace0-ae52-54e7-9d0b-2c1406fd6b9d"
version = "0.3.2"

[[deps.Ratios]]
deps = ["Requires"]
git-tree-sha1 = "1342a47bf3260ee108163042310d26f2be5ec90b"
uuid = "c84ed2f1-dad5-54f0-aa8e-dbefe2724439"
version = "0.4.5"
weakdeps = ["FixedPointNumbers"]

    [deps.Ratios.extensions]
    RatiosFixedPointNumbersExt = "FixedPointNumbers"

[[deps.RecipesBase]]
deps = ["PrecompileTools"]
git-tree-sha1 = "5c3d09cc4f31f5fc6af001c250bf1278733100ff"
uuid = "3cdcf5f2-1ef4-517c-9805-6587b60abb01"
version = "1.3.4"

[[deps.RecursiveArrayTools]]
deps = ["Adapt", "ArrayInterface", "DocStringExtensions", "GPUArraysCore", "IteratorInterfaceExtensions", "LinearAlgebra", "RecipesBase", "StaticArraysCore", "Statistics", "SymbolicIndexingInterface", "Tables"]
git-tree-sha1 = "112c876cee36a5784df19098b55db2b238afc36a"
uuid = "731186ca-8d62-57ce-b412-fbd966d074cd"
version = "3.31.2"

    [deps.RecursiveArrayTools.extensions]
    RecursiveArrayToolsFastBroadcastExt = "FastBroadcast"
    RecursiveArrayToolsForwardDiffExt = "ForwardDiff"
    RecursiveArrayToolsMeasurementsExt = "Measurements"
    RecursiveArrayToolsMonteCarloMeasurementsExt = "MonteCarloMeasurements"
    RecursiveArrayToolsReverseDiffExt = ["ReverseDiff", "Zygote"]
    RecursiveArrayToolsSparseArraysExt = ["SparseArrays"]
    RecursiveArrayToolsStructArraysExt = "StructArrays"
    RecursiveArrayToolsTrackerExt = "Tracker"
    RecursiveArrayToolsZygoteExt = "Zygote"

    [deps.RecursiveArrayTools.weakdeps]
    FastBroadcast = "7034ab61-46d4-4ed7-9d0f-46aef9175898"
    ForwardDiff = "f6369f11-7733-5829-9624-2563aa707210"
    Measurements = "eff96d63-e80a-5855-80a2-b1b0885c5ab7"
    MonteCarloMeasurements = "0987c9cc-fe09-11e8-30f0-b96dd679fdca"
    ReverseDiff = "37e2e3b7-166d-5795-8a7a-e32c996b4267"
    SparseArrays = "2f01184e-e22b-5df5-ae63-d93ebab69eaf"
    StructArrays = "09ab397b-f2b6-538f-b94a-2f83cf4a842a"
    Tracker = "9f7883ad-71c0-57eb-9f7f-b5c9e6d3789c"
    Zygote = "e88e6eb3-aa80-5325-afca-941959d7151f"

[[deps.RecursiveFactorization]]
deps = ["LinearAlgebra", "LoopVectorization", "Polyester", "PrecompileTools", "StrideArraysCore", "TriangularSolve"]
git-tree-sha1 = "6db1a75507051bc18bfa131fbc7c3f169cc4b2f6"
uuid = "f2c3362d-daeb-58d1-803e-2bc74f2840b4"
version = "0.2.23"

[[deps.Reexport]]
git-tree-sha1 = "45e428421666073eab6f2da5c9d310d99bb12f9b"
uuid = "189a3867-3050-52da-a836-e630ba90ab69"
version = "1.2.2"

[[deps.RelocatableFolders]]
deps = ["SHA", "Scratch"]
git-tree-sha1 = "ffdaf70d81cf6ff22c2b6e733c900c3321cab864"
uuid = "05181044-ff0b-4ac5-8273-598c1e38db00"
version = "1.0.1"

[[deps.Requires]]
deps = ["UUIDs"]
git-tree-sha1 = "62389eeff14780bfe55195b7204c0d8738436d64"
uuid = "ae029012-a4dd-5104-9daa-d747884805df"
version = "1.3.1"

[[deps.Rmath]]
deps = ["Random", "Rmath_jll"]
git-tree-sha1 = "852bd0f55565a9e973fcfee83a84413270224dc4"
uuid = "79098fc4-a85e-5d69-aa6a-4863f24498fa"
version = "0.8.0"

[[deps.Rmath_jll]]
deps = ["Artifacts", "JLLWrappers", "Libdl"]
git-tree-sha1 = "58cdd8fb2201a6267e1db87ff148dd6c1dbd8ad8"
uuid = "f50d1b31-88e8-58de-be2c-1cc44531875f"
version = "0.5.1+0"

[[deps.RoundingEmulator]]
git-tree-sha1 = "40b9edad2e5287e05bd413a38f61a8ff55b9557b"
uuid = "5eaf0fd0-dfba-4ccb-bf02-d820a40db705"
version = "0.2.1"

[[deps.RuntimeGeneratedFunctions]]
deps = ["ExprTools", "SHA", "Serialization"]
git-tree-sha1 = "04c968137612c4a5629fa531334bb81ad5680f00"
uuid = "7e49a35a-f44a-4d26-94aa-eba1b4ca6b47"
version = "0.5.13"

[[deps.SHA]]
uuid = "ea8e919c-243c-51af-8825-aaa63cd721ce"
version = "0.7.0"

[[deps.SIMD]]
deps = ["PrecompileTools"]
git-tree-sha1 = "fea870727142270bdf7624ad675901a1ee3b4c87"
uuid = "fdea26ae-647d-5447-a871-4b548cad5224"
version = "3.7.1"

[[deps.SIMDTypes]]
git-tree-sha1 = "330289636fb8107c5f32088d2741e9fd7a061a5c"
uuid = "94e857df-77ce-4151-89e5-788b33177be4"
version = "0.1.0"

[[deps.SLEEFPirates]]
deps = ["IfElse", "Static", "VectorizationBase"]
git-tree-sha1 = "456f610ca2fbd1c14f5fcf31c6bfadc55e7d66e0"
uuid = "476501e8-09a2-5ece-8869-fb82de89a1fa"
version = "0.6.43"

[[deps.SciMLBase]]
deps = ["ADTypes", "Accessors", "ArrayInterface", "CommonSolve", "ConstructionBase", "Distributed", "DocStringExtensions", "EnumX", "FunctionWrappersWrappers", "IteratorInterfaceExtensions", "LinearAlgebra", "Logging", "Markdown", "Moshi", "PrecompileTools", "Preferences", "Printf", "RecipesBase", "RecursiveArrayTools", "Reexport", "RuntimeGeneratedFunctions", "SciMLOperators", "SciMLStructures", "StaticArraysCore", "Statistics", "SymbolicIndexingInterface"]
git-tree-sha1 = "c4ce89e19f2a220e34c0f377fb41516b642ec899"
uuid = "0bca4576-84f4-4d90-8ffe-ffa030f20462"
version = "2.83.1"

    [deps.SciMLBase.extensions]
    SciMLBaseChainRulesCoreExt = "ChainRulesCore"
    SciMLBaseMLStyleExt = "MLStyle"
    SciMLBaseMakieExt = "Makie"
    SciMLBasePartialFunctionsExt = "PartialFunctions"
    SciMLBasePyCallExt = "PyCall"
    SciMLBasePythonCallExt = "PythonCall"
    SciMLBaseRCallExt = "RCall"
    SciMLBaseZygoteExt = ["Zygote", "ChainRulesCore"]

    [deps.SciMLBase.weakdeps]
    ChainRules = "082447d4-558c-5d27-93f4-14fc19e9eca2"
    ChainRulesCore = "d360d2e6-b24c-11e9-a2a3-2a2ae2dbcce4"
    MLStyle = "d8e11817-5142-5d16-987a-aa16d5891078"
    Makie = "ee78f7c6-11fb-53f2-987a-cfe4a2b5a57a"
    PartialFunctions = "570af359-4316-4cb7-8c74-252c00c2016b"
    PyCall = "438e738f-606a-5dbb-bf0a-cddfbfd45ab0"
    PythonCall = "6099a3de-0909-46bc-b1f4-468b9a2dfc0d"
    RCall = "6f49c342-dc21-5d91-9882-a32aef131414"
    Zygote = "e88e6eb3-aa80-5325-afca-941959d7151f"

[[deps.SciMLOperators]]
deps = ["Accessors", "ArrayInterface", "DocStringExtensions", "LinearAlgebra", "MacroTools"]
git-tree-sha1 = "1c4b7f6c3e14e6de0af66e66b86d525cae10ecb4"
uuid = "c0aeaf25-5076-4817-a8d5-81caf7dfa961"
version = "0.3.13"
weakdeps = ["SparseArrays", "StaticArraysCore"]

    [deps.SciMLOperators.extensions]
    SciMLOperatorsSparseArraysExt = "SparseArrays"
    SciMLOperatorsStaticArraysCoreExt = "StaticArraysCore"

[[deps.SciMLStructures]]
deps = ["ArrayInterface"]
git-tree-sha1 = "566c4ed301ccb2a44cbd5a27da5f885e0ed1d5df"
uuid = "53ae85a6-f571-4167-b2af-e1d143709226"
version = "1.7.0"

[[deps.Scratch]]
deps = ["Dates"]
git-tree-sha1 = "3bac05bc7e74a75fd9cba4295cde4045d9fe2386"
uuid = "6c6a2e73-6563-6170-7368-637461726353"
version = "1.2.1"

[[deps.Serialization]]
uuid = "9e88b42a-f829-5b0c-bbe9-9e923198166b"
version = "1.11.0"

[[deps.Setfield]]
deps = ["ConstructionBase", "Future", "MacroTools", "StaticArraysCore"]
git-tree-sha1 = "c5391c6ace3bc430ca630251d02ea9687169ca68"
uuid = "efcf1570-3423-57d1-acb7-fd33fddbac46"
version = "1.1.2"

[[deps.ShaderAbstractions]]
deps = ["ColorTypes", "FixedPointNumbers", "GeometryBasics", "LinearAlgebra", "Observables", "StaticArrays"]
git-tree-sha1 = "818554664a2e01fc3784becb2eb3a82326a604b6"
uuid = "65257c39-d410-5151-9873-9b3e5be5013e"
version = "0.5.0"

[[deps.SharedArrays]]
deps = ["Distributed", "Mmap", "Random", "Serialization"]
uuid = "1a1011a3-84de-559e-8e89-a11a2f7dc383"
version = "1.11.0"

[[deps.Showoff]]
deps = ["Dates", "Grisu"]
git-tree-sha1 = "91eddf657aca81df9ae6ceb20b959ae5653ad1de"
uuid = "992d4aef-0814-514b-bc4d-f2e9a6c4116f"
version = "1.0.3"

[[deps.SignedDistanceFields]]
deps = ["Random", "Statistics", "Test"]
git-tree-sha1 = "d263a08ec505853a5ff1c1ebde2070419e3f28e9"
uuid = "73760f76-fbc4-59ce-8f25-708e95d2df96"
version = "0.4.0"

[[deps.SimpleTraits]]
deps = ["InteractiveUtils", "MacroTools"]
git-tree-sha1 = "5d7e3f4e11935503d3ecaf7186eac40602e7d231"
uuid = "699a6c99-e7fa-54fc-8d76-47d257e15c1d"
version = "0.9.4"

[[deps.Sixel]]
deps = ["Dates", "FileIO", "ImageCore", "IndirectArrays", "OffsetArrays", "REPL", "libsixel_jll"]
git-tree-sha1 = "2da10356e31327c7096832eb9cd86307a50b1eb6"
uuid = "45858cf5-a6b0-47a3-bbea-62219f50df47"
version = "0.1.3"

[[deps.Sockets]]
uuid = "6462fe0b-24de-5631-8697-dd941f90decc"
version = "1.11.0"

[[deps.SortingAlgorithms]]
deps = ["DataStructures"]
git-tree-sha1 = "66e0a8e672a0bdfca2c3f5937efb8538b9ddc085"
uuid = "a2af1166-a08f-5f64-846c-94a0d3cef48c"
version = "1.2.1"

[[deps.SparseArrays]]
deps = ["Libdl", "LinearAlgebra", "Random", "Serialization", "SuiteSparse_jll"]
uuid = "2f01184e-e22b-5df5-ae63-d93ebab69eaf"
version = "1.11.0"

[[deps.SparseConnectivityTracer]]
deps = ["ADTypes", "DocStringExtensions", "FillArrays", "LinearAlgebra", "Random", "SparseArrays"]
git-tree-sha1 = "6651f4663027f3b30a31429d257185f56a571184"
uuid = "9f842d2f-2579-4b1d-911e-f412cf18a3f5"
version = "0.6.13"

    [deps.SparseConnectivityTracer.extensions]
    SparseConnectivityTracerDataInterpolationsExt = "DataInterpolations"
    SparseConnectivityTracerLogExpFunctionsExt = "LogExpFunctions"
    SparseConnectivityTracerNNlibExt = "NNlib"
    SparseConnectivityTracerNaNMathExt = "NaNMath"
    SparseConnectivityTracerSpecialFunctionsExt = "SpecialFunctions"

    [deps.SparseConnectivityTracer.weakdeps]
    DataInterpolations = "82cc6244-b520-54b8-b5a6-8a565e85f1d0"
    LogExpFunctions = "2ab3a3ac-af41-5b50-aa03-7779005ae688"
    NNlib = "872c559c-99b0-510c-b3b7-b6c96a88d5cd"
    NaNMath = "77ba4419-2d1f-58cd-9bb1-8ffee604a2e3"
    SpecialFunctions = "276daf66-3868-5448-9aa4-cd146d93841b"

[[deps.SparseDiffTools]]
deps = ["ADTypes", "Adapt", "ArrayInterface", "Compat", "DataStructures", "FiniteDiff", "ForwardDiff", "Graphs", "LinearAlgebra", "PackageExtensionCompat", "Random", "Reexport", "SciMLOperators", "Setfield", "SparseArrays", "StaticArrayInterface", "StaticArrays", "UnPack", "VertexSafeGraphs"]
git-tree-sha1 = "59bad850b1fc622051bf80a2be86c95b487e0243"
uuid = "47a9eef4-7e08-11e9-0b38-333d64bd3804"
version = "2.24.0"

    [deps.SparseDiffTools.extensions]
    SparseDiffToolsEnzymeExt = "Enzyme"
    SparseDiffToolsPolyesterExt = "Polyester"
    SparseDiffToolsPolyesterForwardDiffExt = "PolyesterForwardDiff"
    SparseDiffToolsSymbolicsExt = "Symbolics"
    SparseDiffToolsZygoteExt = "Zygote"

    [deps.SparseDiffTools.weakdeps]
    Enzyme = "7da242da-08ed-463a-9acd-ee780be4f1d9"
    Polyester = "f517fe37-dbe3-4b94-8317-1923a5111588"
    PolyesterForwardDiff = "98d1487c-24ca-40b6-b7ab-df2af84e126b"
    Symbolics = "0c5d862f-8b57-4792-8d23-62f2024744c7"
    Zygote = "e88e6eb3-aa80-5325-afca-941959d7151f"

[[deps.SparseMatrixColorings]]
deps = ["ADTypes", "DocStringExtensions", "LinearAlgebra", "Random", "SparseArrays"]
git-tree-sha1 = "d59566cf03c67733edce6d80e0fb17e183ab31ba"
uuid = "0a514795-09f3-496d-8182-132a7b665d35"
version = "0.4.16"

    [deps.SparseMatrixColorings.extensions]
    SparseMatrixColoringsCliqueTreesExt = "CliqueTrees"
    SparseMatrixColoringsColorsExt = "Colors"

    [deps.SparseMatrixColorings.weakdeps]
    CliqueTrees = "60701a23-6482-424a-84db-faee86b9b1f8"
    Colors = "5ae59095-9a9b-59fe-a467-6f913c188581"

[[deps.Sparspak]]
deps = ["Libdl", "LinearAlgebra", "Logging", "OffsetArrays", "Printf", "SparseArrays", "Test"]
git-tree-sha1 = "dab176139228ee967b6ab388c34184effeb36b64"
uuid = "e56a9233-b9d6-4f03-8d0f-1825330902ac"
version = "0.3.10"

[[deps.SpecialFunctions]]
deps = ["IrrationalConstants", "LogExpFunctions", "OpenLibm_jll", "OpenSpecFun_jll"]
git-tree-sha1 = "64cca0c26b4f31ba18f13f6c12af7c85f478cfde"
uuid = "276daf66-3868-5448-9aa4-cd146d93841b"
version = "2.5.0"
weakdeps = ["ChainRulesCore"]

    [deps.SpecialFunctions.extensions]
    SpecialFunctionsChainRulesCoreExt = "ChainRulesCore"

[[deps.StableRNGs]]
deps = ["Random"]
git-tree-sha1 = "83e6cce8324d49dfaf9ef059227f91ed4441a8e5"
uuid = "860ef19b-820b-49d6-a774-d7a799459cd3"
version = "1.0.2"

[[deps.StackViews]]
deps = ["OffsetArrays"]
git-tree-sha1 = "46e589465204cd0c08b4bd97385e4fa79a0c770c"
uuid = "cae243ae-269e-4f55-b966-ac2d0dc13c15"
version = "0.1.1"

[[deps.Static]]
deps = ["CommonWorldInvalidations", "IfElse", "PrecompileTools"]
git-tree-sha1 = "f737d444cb0ad07e61b3c1bef8eb91203c321eff"
uuid = "aedffcd0-7271-4cad-89d0-dc628f76c6d3"
version = "1.2.0"

[[deps.StaticArrayInterface]]
deps = ["ArrayInterface", "Compat", "IfElse", "LinearAlgebra", "PrecompileTools", "Static"]
git-tree-sha1 = "96381d50f1ce85f2663584c8e886a6ca97e60554"
uuid = "0d7ed370-da01-4f52-bd93-41d350b8b718"
version = "1.8.0"
weakdeps = ["OffsetArrays", "StaticArrays"]

    [deps.StaticArrayInterface.extensions]
    StaticArrayInterfaceOffsetArraysExt = "OffsetArrays"
    StaticArrayInterfaceStaticArraysExt = "StaticArrays"

[[deps.StaticArrays]]
deps = ["LinearAlgebra", "PrecompileTools", "Random", "StaticArraysCore"]
git-tree-sha1 = "0feb6b9031bd5c51f9072393eb5ab3efd31bf9e4"
uuid = "90137ffa-7385-5640-81b9-e52037218182"
version = "1.9.13"
weakdeps = ["ChainRulesCore", "Statistics"]

    [deps.StaticArrays.extensions]
    StaticArraysChainRulesCoreExt = "ChainRulesCore"
    StaticArraysStatisticsExt = "Statistics"

[[deps.StaticArraysCore]]
git-tree-sha1 = "192954ef1208c7019899fbf8049e717f92959682"
uuid = "1e83bf80-4336-4d27-bf5d-d5a4f845583c"
version = "1.4.3"

[[deps.Statistics]]
deps = ["LinearAlgebra"]
git-tree-sha1 = "ae3bb1eb3bba077cd276bc5cfc337cc65c3075c0"
uuid = "10745b16-79ce-11e8-11f9-7d13ad32a3b2"
version = "1.11.1"
weakdeps = ["SparseArrays"]

    [deps.Statistics.extensions]
    SparseArraysExt = ["SparseArrays"]

[[deps.StatsAPI]]
deps = ["LinearAlgebra"]
git-tree-sha1 = "1ff449ad350c9c4cbc756624d6f8a8c3ef56d3ed"
uuid = "82ae8749-77ed-4fe6-ae5f-f523153014b0"
version = "1.7.0"

[[deps.StatsBase]]
deps = ["AliasTables", "DataAPI", "DataStructures", "LinearAlgebra", "LogExpFunctions", "Missings", "Printf", "Random", "SortingAlgorithms", "SparseArrays", "Statistics", "StatsAPI"]
git-tree-sha1 = "29321314c920c26684834965ec2ce0dacc9cf8e5"
uuid = "2913bbd2-ae8a-5f71-8c99-4fb6c76f3a91"
version = "0.34.4"

[[deps.StatsFuns]]
deps = ["HypergeometricFunctions", "IrrationalConstants", "LogExpFunctions", "Reexport", "Rmath", "SpecialFunctions"]
git-tree-sha1 = "35b09e80be285516e52c9054792c884b9216ae3c"
uuid = "4c63d2b9-4356-54db-8cca-17b64c39e42c"
version = "1.4.0"
weakdeps = ["ChainRulesCore", "InverseFunctions"]

    [deps.StatsFuns.extensions]
    StatsFunsChainRulesCoreExt = "ChainRulesCore"
    StatsFunsInverseFunctionsExt = "InverseFunctions"

[[deps.StrideArraysCore]]
deps = ["ArrayInterface", "CloseOpenIntervals", "IfElse", "LayoutPointers", "LinearAlgebra", "ManualMemory", "SIMDTypes", "Static", "StaticArrayInterface", "ThreadingUtilities"]
git-tree-sha1 = "f35f6ab602df8413a50c4a25ca14de821e8605fb"
uuid = "7792a7ef-975c-4747-a70f-980b88e8d1da"
version = "0.5.7"

[[deps.StringManipulation]]
deps = ["PrecompileTools"]
git-tree-sha1 = "725421ae8e530ec29bcbdddbe91ff8053421d023"
uuid = "892a3eda-7b42-436c-8928-eab12a02cf0e"
version = "0.4.1"

[[deps.StructArrays]]
deps = ["ConstructionBase", "DataAPI", "Tables"]
git-tree-sha1 = "8ad2e38cbb812e29348719cc63580ec1dfeb9de4"
uuid = "09ab397b-f2b6-538f-b94a-2f83cf4a842a"
version = "0.7.1"

    [deps.StructArrays.extensions]
    StructArraysAdaptExt = "Adapt"
    StructArraysGPUArraysCoreExt = ["GPUArraysCore", "KernelAbstractions"]
    StructArraysLinearAlgebraExt = "LinearAlgebra"
    StructArraysSparseArraysExt = "SparseArrays"
    StructArraysStaticArraysExt = "StaticArrays"

    [deps.StructArrays.weakdeps]
    Adapt = "79e6a3ab-5dfb-504d-930d-738a2a938a0e"
    GPUArraysCore = "46192b85-c4d5-4398-a991-12ede77f4527"
    KernelAbstractions = "63c18a36-062a-441e-b654-da1e3ab1ce7c"
    LinearAlgebra = "37e2e46d-f89d-539d-b4ee-838fcccc9c8e"
    SparseArrays = "2f01184e-e22b-5df5-ae63-d93ebab69eaf"
    StaticArrays = "90137ffa-7385-5640-81b9-e52037218182"

[[deps.StyledStrings]]
uuid = "f489334b-da3d-4c2e-b8f0-e476e12c162b"
version = "1.11.0"

[[deps.SuiteSparse]]
deps = ["Libdl", "LinearAlgebra", "Serialization", "SparseArrays"]
uuid = "4607b0f0-06f3-5cda-b6b1-a6196a1729e9"

[[deps.SuiteSparse_jll]]
deps = ["Artifacts", "Libdl", "libblastrampoline_jll"]
uuid = "bea87d4a-7f5b-5778-9afe-8cc45184846c"
version = "7.7.0+0"

[[deps.SymbolicIndexingInterface]]
deps = ["Accessors", "ArrayInterface", "PrettyTables", "RuntimeGeneratedFunctions", "StaticArraysCore"]
git-tree-sha1 = "7530e17b6ac652b009966f8ad53371a4ffd273f2"
uuid = "2efcf032-c050-4f8e-a9bb-153293bab1f5"
version = "0.3.39"

[[deps.SymbolicLimits]]
deps = ["SymbolicUtils"]
git-tree-sha1 = "fabf4650afe966a2ba646cabd924c3fd43577fc3"
uuid = "19f23fe9-fdab-4a78-91af-e7b7767979c3"
version = "0.2.2"

[[deps.SymbolicUtils]]
deps = ["AbstractTrees", "ArrayInterface", "Bijections", "ChainRulesCore", "Combinatorics", "ConstructionBase", "DataStructures", "DocStringExtensions", "DynamicPolynomials", "ExproniconLite", "LinearAlgebra", "MultivariatePolynomials", "NaNMath", "Setfield", "SparseArrays", "SpecialFunctions", "StaticArrays", "SymbolicIndexingInterface", "TaskLocalValues", "TermInterface", "TimerOutputs", "Unityper"]
git-tree-sha1 = "516a23c7f8f5204aa110b2447c77df1d0440ec7d"
uuid = "d1185830-fcd6-423d-90d6-eec64667417b"
version = "3.26.0"

    [deps.SymbolicUtils.extensions]
    SymbolicUtilsLabelledArraysExt = "LabelledArrays"
    SymbolicUtilsReverseDiffExt = "ReverseDiff"

    [deps.SymbolicUtils.weakdeps]
    LabelledArrays = "2ee39098-c373-598a-b85f-a56591580800"
    ReverseDiff = "37e2e3b7-166d-5795-8a7a-e32c996b4267"

[[deps.Symbolics]]
deps = ["ADTypes", "ArrayInterface", "Bijections", "CommonWorldInvalidations", "ConstructionBase", "DataStructures", "DiffRules", "Distributions", "DocStringExtensions", "DomainSets", "DynamicPolynomials", "LaTeXStrings", "Latexify", "Libdl", "LinearAlgebra", "LogExpFunctions", "MacroTools", "Markdown", "NaNMath", "OffsetArrays", "PrecompileTools", "Primes", "RecipesBase", "Reexport", "RuntimeGeneratedFunctions", "SciMLBase", "Setfield", "SparseArrays", "SpecialFunctions", "StaticArraysCore", "SymbolicIndexingInterface", "SymbolicLimits", "SymbolicUtils", "TermInterface"]
git-tree-sha1 = "e46dbf646bc3944c22a37745361c2e0a94f81d66"
uuid = "0c5d862f-8b57-4792-8d23-62f2024744c7"
version = "6.38.0"

    [deps.Symbolics.extensions]
    SymbolicsForwardDiffExt = "ForwardDiff"
    SymbolicsGroebnerExt = "Groebner"
    SymbolicsLuxExt = "Lux"
    SymbolicsNemoExt = "Nemo"
    SymbolicsPreallocationToolsExt = ["PreallocationTools", "ForwardDiff"]
    SymbolicsSymPyExt = "SymPy"

    [deps.Symbolics.weakdeps]
    ForwardDiff = "f6369f11-7733-5829-9624-2563aa707210"
    Groebner = "0b43b601-686d-58a3-8a1c-6623616c7cd4"
    Lux = "b2108857-7c20-44ae-9111-449ecde12c47"
    Nemo = "2edaba10-b0f1-5616-af89-8c11ac63239a"
    PreallocationTools = "d236fae5-4411-538c-8e31-a6e3d9e00b46"
    SymPy = "24249f21-da20-56a4-8eb1-6a02cf4ae2e6"

[[deps.TOML]]
deps = ["Dates"]
uuid = "fa267f1f-6049-4f14-aa54-33bafae1ed76"
version = "1.0.3"

[[deps.TableTraits]]
deps = ["IteratorInterfaceExtensions"]
git-tree-sha1 = "c06b2f539df1c6efa794486abfb6ed2022561a39"
uuid = "3783bdb8-4a98-5b6b-af9a-565f29a5fe9c"
version = "1.0.1"

[[deps.Tables]]
deps = ["DataAPI", "DataValueInterfaces", "IteratorInterfaceExtensions", "OrderedCollections", "TableTraits"]
git-tree-sha1 = "598cd7c1f68d1e205689b1c2fe65a9f85846f297"
uuid = "bd369af6-aec1-5ad0-b16a-f7cc5008161c"
version = "1.12.0"

[[deps.Tar]]
deps = ["ArgTools", "SHA"]
uuid = "a4e569a6-e804-4fa4-b0f3-eef7a1d5b13e"
version = "1.10.0"

[[deps.TaskLocalValues]]
git-tree-sha1 = "d155450e6dff2a8bc2fcb81dcb194bd98b0aeb46"
uuid = "ed4db957-447d-4319-bfb6-7fa9ae7ecf34"
version = "0.1.2"

[[deps.TensorCore]]
deps = ["LinearAlgebra"]
git-tree-sha1 = "1feb45f88d133a655e001435632f019a9a1bcdb6"
uuid = "62fd8b95-f654-4bbd-a8a5-9c27f68ccd50"
version = "0.1.1"

[[deps.TermInterface]]
git-tree-sha1 = "d673e0aca9e46a2f63720201f55cc7b3e7169b16"
uuid = "8ea1fca8-c5ef-4a55-8b96-4e9afe9c9a3c"
version = "2.0.0"

[[deps.Test]]
deps = ["InteractiveUtils", "Logging", "Random", "Serialization"]
uuid = "8dfed614-e22c-5e08-85e1-65c5234f0b40"
version = "1.11.0"

[[deps.TextWrap]]
git-tree-sha1 = "43044b737fa70bc12f6105061d3da38f881a3e3c"
uuid = "b718987f-49a8-5099-9789-dcd902bef87d"
version = "1.0.2"

[[deps.ThreadingUtilities]]
deps = ["ManualMemory"]
git-tree-sha1 = "18ad3613e129312fe67789a71720c3747e598a61"
uuid = "8290d209-cae3-49c0-8002-c8c24d57dab5"
version = "0.5.3"

[[deps.TiffImages]]
deps = ["ColorTypes", "DataStructures", "DocStringExtensions", "FileIO", "FixedPointNumbers", "IndirectArrays", "Inflate", "Mmap", "OffsetArrays", "PkgVersion", "ProgressMeter", "SIMD", "UUIDs"]
git-tree-sha1 = "f21231b166166bebc73b99cea236071eb047525b"
uuid = "731e570b-9d59-4bfa-96dc-6df516fadf69"
version = "0.11.3"

[[deps.TimerOutputs]]
deps = ["ExprTools", "Printf"]
git-tree-sha1 = "f57facfd1be61c42321765d3551b3df50f7e09f6"
uuid = "a759f4b9-e2f1-59dc-863e-4aeb61b1ea8f"
version = "0.5.28"

    [deps.TimerOutputs.extensions]
    FlameGraphsExt = "FlameGraphs"

    [deps.TimerOutputs.weakdeps]
    FlameGraphs = "08572546-2f56-4bcf-ba4e-bab62c3a3f89"

[[deps.TranscodingStreams]]
git-tree-sha1 = "0c45878dcfdcfa8480052b6ab162cdd138781742"
uuid = "3bb67fe8-82b1-5028-8e26-92a6c54297fa"
version = "0.11.3"

[[deps.TriangularSolve]]
deps = ["CloseOpenIntervals", "IfElse", "LayoutPointers", "LinearAlgebra", "LoopVectorization", "Polyester", "Static", "VectorizationBase"]
git-tree-sha1 = "be986ad9dac14888ba338c2554dcfec6939e1393"
uuid = "d5829a12-d9aa-46ab-831f-fb7c9ab06edf"
version = "0.2.1"

[[deps.Tricks]]
git-tree-sha1 = "6cae795a5a9313bbb4f60683f7263318fc7d1505"
uuid = "410a4b4d-49e4-4fbc-ab6d-cb71b17b3775"
version = "0.1.10"

[[deps.TriplotBase]]
git-tree-sha1 = "4d4ed7f294cda19382ff7de4c137d24d16adc89b"
uuid = "981d1d27-644d-49a2-9326-4793e63143c3"
version = "0.1.0"

[[deps.URIs]]
git-tree-sha1 = "cbbebadbcc76c5ca1cc4b4f3b0614b3e603b5000"
uuid = "5c2747f8-b7ea-4ff2-ba2e-563bfd36b1d4"
version = "1.5.2"

[[deps.UUIDs]]
deps = ["Random", "SHA"]
uuid = "cf7118a7-6976-5b1a-9a39-7adc72f591a4"
version = "1.11.0"

[[deps.UnPack]]
git-tree-sha1 = "387c1f73762231e86e0c9c5443ce3b4a0a9a0c2b"
uuid = "3a884ed6-31ef-47d7-9d2a-63182c4928ed"
version = "1.0.2"

[[deps.Unicode]]
uuid = "4ec0a83e-493e-50e2-b9ac-8f72acf5a8f5"
version = "1.11.0"

[[deps.UnicodeFun]]
deps = ["REPL"]
git-tree-sha1 = "53915e50200959667e78a92a418594b428dffddf"
uuid = "1cfade01-22cf-5700-b092-accc4b62d6e1"
version = "0.4.1"

[[deps.Unitful]]
deps = ["Dates", "LinearAlgebra", "Random"]
git-tree-sha1 = "c0667a8e676c53d390a09dc6870b3d8d6650e2bf"
uuid = "1986cc42-f94f-5a68-af5c-568840ba703d"
version = "1.22.0"
weakdeps = ["ConstructionBase", "InverseFunctions"]

    [deps.Unitful.extensions]
    ConstructionBaseUnitfulExt = "ConstructionBase"
    InverseFunctionsUnitfulExt = "InverseFunctions"

[[deps.Unityper]]
deps = ["ConstructionBase"]
git-tree-sha1 = "25008b734a03736c41e2a7dc314ecb95bd6bbdb0"
uuid = "a7c27f48-0311-42f6-a7f8-2c11e75eb415"
version = "0.1.6"

[[deps.VTKBase]]
git-tree-sha1 = "c2d0db3ef09f1942d08ea455a9e252594be5f3b6"
uuid = "4004b06d-e244-455f-a6ce-a5f9919cc534"
version = "1.0.1"

[[deps.VectorizationBase]]
deps = ["ArrayInterface", "CPUSummary", "HostCPUFeatures", "IfElse", "LayoutPointers", "Libdl", "LinearAlgebra", "SIMDTypes", "Static", "StaticArrayInterface"]
git-tree-sha1 = "4ab62a49f1d8d9548a1c8d1a75e5f55cf196f64e"
uuid = "3d5dd08c-fd9d-11e8-17fa-ed2836048c2f"
version = "0.21.71"

[[deps.VertexSafeGraphs]]
deps = ["Graphs"]
git-tree-sha1 = "8351f8d73d7e880bfc042a8b6922684ebeafb35c"
uuid = "19fa3120-7c27-5ec5-8db8-b0b0aa330d6f"
version = "0.2.0"

[[deps.VoronoiFVM]]
deps = ["BandedMatrices", "Colors", "CommonSolve", "DiffResults", "DocStringExtensions", "ExtendableGrids", "ExtendableSparse", "ForwardDiff", "GridVisualize", "InteractiveUtils", "JLD2", "LinearAlgebra", "LinearSolve", "Printf", "Random", "RecursiveArrayTools", "RecursiveFactorization", "SciMLBase", "SparseArrays", "SparseDiffTools", "StaticArrays", "Statistics", "Symbolics", "TextWrap"]
git-tree-sha1 = "8d0168534bfd1cdcee21bbab42344fb5b06d452d"
uuid = "82b139dc-5afc-11e9-35da-9b9bdfd336f3"
version = "2.9.1"

    [deps.VoronoiFVM.extensions]
    VoronoiFVMExtendableFEMBaseExt = "ExtendableFEMBase"

    [deps.VoronoiFVM.weakdeps]
    ExtendableFEMBase = "12fb9182-3d4c-4424-8fd1-727a0899810c"

[[deps.WebP]]
deps = ["CEnum", "ColorTypes", "FileIO", "FixedPointNumbers", "ImageCore", "libwebp_jll"]
git-tree-sha1 = "aa1ca3c47f119fbdae8770c29820e5e6119b83f2"
uuid = "e3aaa7dc-3e4b-44e0-be63-ffb868ccd7c1"
version = "0.1.3"

[[deps.WoodburyMatrices]]
deps = ["LinearAlgebra", "SparseArrays"]
git-tree-sha1 = "c1a7aa6219628fcd757dede0ca95e245c5cd9511"
uuid = "efce3f68-66dc-5838-9240-27a6d6f5f9b6"
version = "1.0.0"

[[deps.WriteVTK]]
deps = ["Base64", "CodecZlib", "FillArrays", "LightXML", "TranscodingStreams", "VTKBase"]
git-tree-sha1 = "1d8042d58334ab7947ce505709df7009da6f3375"
uuid = "64499a7a-5c06-52f2-abe2-ccb03c286192"
version = "1.21.1"

[[deps.XML2_jll]]
deps = ["Artifacts", "JLLWrappers", "Libdl", "Libiconv_jll", "Zlib_jll"]
git-tree-sha1 = "b8b243e47228b4a3877f1dd6aee0c5d56db7fcf4"
uuid = "02c8fc9c-b97f-50b9-bbe4-9be30ff0a78a"
version = "2.13.6+1"

[[deps.XZ_jll]]
deps = ["Artifacts", "JLLWrappers", "Libdl"]
git-tree-sha1 = "fee71455b0aaa3440dfdd54a9a36ccef829be7d4"
uuid = "ffd25f8a-64ca-5728-b0f7-c24cf3aae800"
version = "5.8.1+0"

[[deps.Xorg_libX11_jll]]
deps = ["Artifacts", "JLLWrappers", "Libdl", "Xorg_libxcb_jll", "Xorg_xtrans_jll"]
git-tree-sha1 = "9dafcee1d24c4f024e7edc92603cedba72118283"
uuid = "4f6342f7-b3d2-589e-9d20-edeb45f2b2bc"
version = "1.8.6+3"

[[deps.Xorg_libXau_jll]]
deps = ["Artifacts", "JLLWrappers", "Libdl"]
git-tree-sha1 = "aa1261ebbac3ccc8d16558ae6799524c450ed16b"
uuid = "0c0b7dd1-d40b-584c-a123-a41640f87eec"
version = "1.0.13+0"

[[deps.Xorg_libXdmcp_jll]]
deps = ["Artifacts", "JLLWrappers", "Libdl"]
git-tree-sha1 = "52858d64353db33a56e13c341d7bf44cd0d7b309"
uuid = "a3789734-cfe1-5b06-b2d0-1dd0d9d62d05"
version = "1.1.6+0"

[[deps.Xorg_libXext_jll]]
deps = ["Artifacts", "JLLWrappers", "Libdl", "Xorg_libX11_jll"]
git-tree-sha1 = "d7155fea91a4123ef59f42c4afb5ab3b4ca95058"
uuid = "1082639a-0dae-5f34-9b06-72781eeb8cb3"
version = "1.3.6+3"

[[deps.Xorg_libXrender_jll]]
deps = ["Artifacts", "JLLWrappers", "Libdl", "Xorg_libX11_jll"]
git-tree-sha1 = "a490c6212a0e90d2d55111ac956f7c4fa9c277a6"
uuid = "ea2f1a96-1ddc-540d-b46f-429655e07cfa"
version = "0.9.11+1"

[[deps.Xorg_libxcb_jll]]
deps = ["Artifacts", "JLLWrappers", "Libdl", "Xorg_libXau_jll", "Xorg_libXdmcp_jll"]
git-tree-sha1 = "bfcaf7ec088eaba362093393fe11aa141fa15422"
uuid = "c7cfdc94-dc32-55de-ac96-5a1b8d977c5b"
version = "1.17.1+0"

[[deps.Xorg_xtrans_jll]]
deps = ["Artifacts", "JLLWrappers", "Libdl"]
git-tree-sha1 = "a63799ff68005991f9d9491b6e95bd3478d783cb"
uuid = "c5fb5394-a638-5e4d-96e5-b29de1b5cf10"
version = "1.6.0+0"

[[deps.Zlib_jll]]
deps = ["Libdl"]
uuid = "83775a58-1f1d-513f-b197-d71354ab007a"
version = "1.2.13+1"

[[deps.Zstd_jll]]
deps = ["Artifacts", "JLLWrappers", "Libdl"]
git-tree-sha1 = "446b23e73536f84e8037f5dce465e92275f6a308"
uuid = "3161d3a3-bdf6-5164-811a-617609db77b4"
version = "1.5.7+1"

[[deps.isoband_jll]]
deps = ["Artifacts", "JLLWrappers", "Libdl", "Pkg"]
git-tree-sha1 = "51b5eeb3f98367157a7a12a1fb0aa5328946c03c"
uuid = "9a68df92-36a6-505f-a73e-abb412b6bfb4"
version = "0.2.3+0"

[[deps.libaom_jll]]
deps = ["Artifacts", "JLLWrappers", "Libdl"]
git-tree-sha1 = "522c1df09d05a71785765d19c9524661234738e9"
uuid = "a4ae2306-e953-59d6-aa16-d00cac43593b"
version = "3.11.0+0"

[[deps.libass_jll]]
deps = ["Artifacts", "Bzip2_jll", "FreeType2_jll", "FriBidi_jll", "HarfBuzz_jll", "JLLWrappers", "Libdl", "Zlib_jll"]
git-tree-sha1 = "e17c115d55c5fbb7e52ebedb427a0dca79d4484e"
uuid = "0ac62f75-1d6f-5e53-bd7c-93b484bb37c0"
version = "0.15.2+0"

[[deps.libblastrampoline_jll]]
deps = ["Artifacts", "Libdl"]
uuid = "8e850b90-86db-534c-a0d3-1478176c7d93"
version = "5.11.0+0"

[[deps.libfdk_aac_jll]]
deps = ["Artifacts", "JLLWrappers", "Libdl"]
git-tree-sha1 = "8a22cf860a7d27e4f3498a0fe0811a7957badb38"
uuid = "f638f0a6-7fb0-5443-88ba-1cc74229b280"
version = "2.0.3+0"

[[deps.libpng_jll]]
deps = ["Artifacts", "JLLWrappers", "Libdl", "Zlib_jll"]
git-tree-sha1 = "068dfe202b0a05b8332f1e8e6b4080684b9c7700"
uuid = "b53b4c65-9356-5827-b1ea-8c7a1a84506f"
version = "1.6.47+0"

[[deps.libsixel_jll]]
deps = ["Artifacts", "JLLWrappers", "JpegTurbo_jll", "Libdl", "libpng_jll"]
git-tree-sha1 = "c1733e347283df07689d71d61e14be986e49e47a"
uuid = "075b6546-f08a-558a-be8f-8157d0f608a5"
version = "1.10.5+0"

[[deps.libvorbis_jll]]
deps = ["Artifacts", "JLLWrappers", "Libdl", "Ogg_jll", "Pkg"]
git-tree-sha1 = "490376214c4721cdaca654041f635213c6165cb3"
uuid = "f27f6e37-5d2b-51aa-960f-b287f2bc3b7a"
version = "1.3.7+2"

[[deps.libwebp_jll]]
deps = ["Artifacts", "Giflib_jll", "JLLWrappers", "JpegTurbo_jll", "Libdl", "Libglvnd_jll", "Libtiff_jll", "libpng_jll"]
git-tree-sha1 = "d2408cac540942921e7bd77272c32e58c33d8a77"
uuid = "c5f90fcd-3b7e-5836-afba-fc50a0988cb2"
version = "1.5.0+0"

[[deps.nghttp2_jll]]
deps = ["Artifacts", "Libdl"]
uuid = "8e850ede-7688-5339-a07c-302acd2aaf8d"
version = "1.59.0+0"

[[deps.oneTBB_jll]]
deps = ["Artifacts", "JLLWrappers", "Libdl"]
git-tree-sha1 = "d5a767a3bb77135a99e433afe0eb14cd7f6914c3"
uuid = "1317d2d5-d96f-522e-a858-c73665f53c3e"
version = "2022.0.0+0"

[[deps.p7zip_jll]]
deps = ["Artifacts", "Libdl"]
uuid = "3f19e933-33d8-53b3-aaab-bd5110c3b7a0"
version = "17.4.0+2"

[[deps.x264_jll]]
deps = ["Artifacts", "JLLWrappers", "Libdl"]
git-tree-sha1 = "14cc7083fc6dff3cc44f2bc435ee96d06ed79aa7"
uuid = "1270edf5-f2f9-52d2-97e9-ab00b5d0237a"
version = "10164.0.1+0"

[[deps.x265_jll]]
deps = ["Artifacts", "JLLWrappers", "Libdl"]
git-tree-sha1 = "dcc541bb19ed5b0ede95581fb2e41ecf179527d2"
uuid = "dfaa095f-4041-5dcd-9319-2fabd8486b76"
version = "3.6.0+0"
"""

# ╔═╡ Cell order:
# ╟─c3bb556e-e127-4180-a14b-00473c0bf255
# ╟─768774a2-5cb9-4b44-ae1a-acc5af06bd74
# ╠═e2ecb30c-6c47-473d-88aa-6b0ad78a1dab
# ╠═981e4404-ec77-4d96-9020-23f2ab8963cd
# ╟─45ebdc9c-0cf1-11ec-0b56-a71ce1e6e5c8
# ╟─907092bf-944d-45e2-8444-2d6f17fcb6c5
# ╠═2ccb164c-fca1-44fb-8f6a-6815ec30aa95
# ╟─1dcf8351-3e9e-4ee9-84b6-b80bec2c0ba4
# ╠═1e735540-fb8f-4796-959c-4428d85b4fc2
# ╟─43351c57-5c6a-4493-98e1-0d4d2938c0e7
# ╟─ab56ea9d-8d37-4afe-8aab-5852397f033e
# ╠═c6141ce5-a6b4-4b05-8b8f-f494ba21280d
# ╠═cdd0ae37-0568-4950-889f-f324bd976dfe
# ╟─cfe5d54c-6157-4f7c-a916-46c16f107d22
# ╠═ce80bac7-8277-4133-b920-6fa043e9979c
# ╠═0130d547-c3b9-4456-9a63-46225866411d
# ╟─4c36070c-81a1-4f16-a2c3-1447a615da54
# ╟─9fa1afed-088c-43d9-9ece-c5bea24e5824
# ╟─532c9894-a7f5-4447-b426-d33af6b6079e
# ╠═d059f964-d47d-4fb1-8da6-4c77a4c6773e
# ╟─4f83f090-aa44-411e-86f4-b7092c6acd6c
# ╠═b054f05a-2dee-49b3-8f88-55acda627b5d
# ╠═511188d0-1b21-4734-ad9a-db09f9e7cca9
# ╠═8c3b01b9-77db-4118-a55e-b4ebb5544169
# ╠═fcca3860-89fe-49dc-a561-16bfd0b976d8
# ╟─aafc3de9-9a5a-4e5f-bb20-d89ca35b0974
# ╟─483c3ef3-a658-4005-97b4-701338bee91d
# ╠═9bc41b2a-f27f-45ab-b7b1-2487cf05b134
# ╠═019291be-8e44-4bca-b645-b4b07bfb66e9
# ╟─445f8055-a261-4790-b07b-c20a4c41cd38
# ╠═2cc053ec-39af-4d98-bd34-94e2a19c6569
# ╟─2e0c3428-243b-49cc-ae29-aab1729e0a43
# ╠═898f701c-2f15-4c3d-9fe1-49995b661a76
# ╠═d4fb9cdb-524d-4b10-b01d-086863d603f6
# ╟─c5bb90d8-5204-424a-82ee-894c87002827
# ╠═ad4dc34d-78c6-43df-bdea-a7a4bae6f505
# ╠═608e1d47-a073-444e-98d1-c00cf57e37cf
# ╠═c99a10d6-f8bd-44de-99e1-2848795a6174
# ╠═692804f0-13a8-4322-999d-2bfa9592008e
# ╟─e5157b1c-d48a-439b-ad7f-2702dd9ebcac
# ╟─9034d8b0-f9ba-41b4-83d3-27b70d043ec6
# ╠═54344cdd-119a-433a-9b4c-4b54b6cda02d
# ╠═7ef50309-a10f-4361-8564-1a56baadad63
# ╠═ab08987c-2578-476e-b4b6-f7d07b5daf61
# ╠═236988af-339b-442d-a682-b6057b7cbf81
# ╠═88edcddf-2384-48d5-92b1-d106289d2b00
# ╠═6a63bda5-b48e-4dd5-b616-6f05cc77a620
# ╠═e22f392d-ae36-4d4b-a5df-0dbebe1e3a79
# ╠═a017d58d-df14-45c2-bea8-fc5367dd8955
# ╠═fded231c-e478-47bc-a058-d8454c81baa1
# ╟─a76c20f4-a541-4fd4-9f04-2440bf7a3303
# ╠═d4d4e46e-7cb9-46f0-9a0a-d7ea2761f5ff
# ╟─4381b815-03df-4790-bd10-11f99e130021
# ╟─d9ad9ad2-9593-4340-b2cc-5485a1df78e4
# ╠═5645165a-d9da-490f-bc1d-0ce872888ff9
# ╠═178a8932-b690-4075-bdf3-b193788f5a73
# ╠═36dfb587-6310-40f3-95bb-41acb9c682e2
# ╟─00000000-0000-0000-0000-000000000001
# ╟─00000000-0000-0000-0000-000000000002
